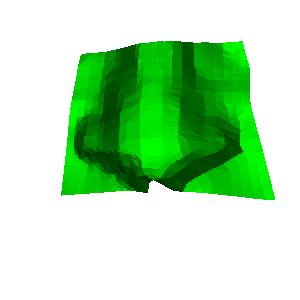

Source code (Python):
#!/usr/bin/env python

# Smooth a manually constructed mesh patch on fran's nose surface using
# vtkSmoothPolyDataFilter with a source constraint surface.

import os

# Factory overrides
import vtkmodules.vtkInteractionStyle  # noqa: F401
import vtkmodules.vtkRenderingOpenGL2  # noqa: F401

from vtkmodules.vtkCommonCore import vtkPoints
from vtkmodules.vtkCommonDataModel import (
    vtkCellArray,
    vtkPolyData,
)
from vtkmodules.vtkFiltersCore import (
    vtkSmoothPolyDataFilter,
    vtkTriangleFilter,
)
from vtkmodules.vtkIOLegacy import vtkPolyDataReader
from vtkmodules.vtkRenderingCore import (
    vtkActor,
    vtkCamera,
    vtkPolyDataMapper,
    vtkProperty,
    vtkRenderWindow,
    vtkRenderWindowInteractor,
    vtkRenderer,
)

# Data directory
data_dir = os.environ.get("VPE_DATA_DIR", os.path.dirname(os.path.abspath(__file__)))

# Read the surface data (fran's face)
cyber = vtkPolyDataReader()
cyber.SetFileName(os.path.join(data_dir, "fran_cut.vtk"))
cyber.Update()

# Create a patch by manual enumeration
patch_points = vtkPoints()
patch_points.InsertNextPoint(0.0898212,-0.141201,-0.0543264)
patch_points.InsertNextPoint(0.0899667,-0.140847,-0.0571981)
patch_points.InsertNextPoint(0.0900662,-0.140508,-0.0600019)
patch_points.InsertNextPoint(0.0898179,-0.140253,-0.0625551)
patch_points.InsertNextPoint(0.0894205,-0.140035,-0.0649932)
patch_points.InsertNextPoint(0.0894354,-0.139726,-0.0676513)
patch_points.InsertNextPoint(0.0896324,-0.13938,-0.0703804)
patch_points.InsertNextPoint(0.0896831,-0.139071,-0.0729911)
patch_points.InsertNextPoint(0.0896528,-0.138783,-0.0755255)
patch_points.InsertNextPoint(0.0890329,-0.138628,-0.07772)
patch_points.InsertNextPoint(0.0880441,-0.138554,-0.079713)
patch_points.InsertNextPoint(0.0869966,-0.138493,-0.0816747)
patch_points.InsertNextPoint(0.0962548,-0.13623,-0.0886322)
patch_points.InsertNextPoint(0.0996361,-0.135246,-0.092541)
patch_points.InsertNextPoint(0.0826716,-0.13856,-0.0870153)
patch_points.InsertNextPoint(0.0805636,-0.138719,-0.088519)
patch_points.InsertNextPoint(0.0783242,-0.138903,-0.0899932)
patch_points.InsertNextPoint(0.0758828,-0.139124,-0.0914127)
patch_points.InsertNextPoint(0.0731464,-0.139402,-0.092747)
patch_points.InsertNextPoint(0.0698455,-0.13979,-0.0939008)
patch_points.InsertNextPoint(0.0658686,-0.140308,-0.0948519)
patch_points.InsertNextPoint(0.0618506,-0.140826,-0.0958585)
patch_points.InsertNextPoint(0.0580382,-0.141295,-0.0970088)
patch_points.InsertNextPoint(0.0542195,-0.141758,-0.0982213)
patch_points.InsertNextPoint(0.0517424,-0.14195,-0.0999432)
patch_points.InsertNextPoint(0.0895673,-0.139582,-0.0543633)
patch_points.InsertNextPoint(0.0896713,-0.139247,-0.0571809)
patch_points.InsertNextPoint(0.0895717,-0.13896,-0.0598337)
patch_points.InsertNextPoint(0.0891913,-0.138739,-0.0622839)
patch_points.InsertNextPoint(0.0888944,-0.138501,-0.0647627)
patch_points.InsertNextPoint(0.0890423,-0.138171,-0.0674778)
patch_points.InsertNextPoint(0.0893555,-0.137809,-0.0702511)
patch_points.InsertNextPoint(0.0896202,-0.137462,-0.0729575)
patch_points.InsertNextPoint(0.0898311,-0.13713,-0.0755968)
patch_points.InsertNextPoint(0.0901588,-0.136778,-0.078262)
patch_points.InsertNextPoint(0.0958704,-0.135311,-0.0836493)
patch_points.InsertNextPoint(0.102495,-0.133677,-0.0893072)
patch_points.InsertNextPoint(0.102998,-0.133321,-0.0917862)
patch_points.InsertNextPoint(0.10191,-0.133291,-0.0934747)
patch_points.InsertNextPoint(0.100414,-0.133344,-0.0949797)
patch_points.InsertNextPoint(0.0981196,-0.133555,-0.096143)
patch_points.InsertNextPoint(0.0787119,-0.137165,-0.0899321)
patch_points.InsertNextPoint(0.0760138,-0.137423,-0.0912127)
patch_points.InsertNextPoint(0.0729729,-0.137744,-0.0923948)
patch_points.InsertNextPoint(0.0696326,-0.138117,-0.0935077)
patch_points.InsertNextPoint(0.0655273,-0.138632,-0.0943834)
patch_points.InsertNextPoint(0.0619417,-0.139038,-0.095525)
patch_points.InsertNextPoint(0.0581265,-0.139482,-0.0966439)
patch_points.InsertNextPoint(0.0550065,-0.139787,-0.0980677)
patch_points.InsertNextPoint(0.0524524,-0.13998,-0.0997275)
patch_points.InsertNextPoint(0.0892589,-0.137975,-0.0543643)
patch_points.InsertNextPoint(0.0892436,-0.137673,-0.0570789)
patch_points.InsertNextPoint(0.0890252,-0.137418,-0.0596333)
patch_points.InsertNextPoint(0.0885402,-0.137221,-0.0619982)
patch_points.InsertNextPoint(0.0883384,-0.136968,-0.0645147)
patch_points.InsertNextPoint(0.0886129,-0.136619,-0.0672834)
patch_points.InsertNextPoint(0.0891757,-0.136215,-0.0701771)
patch_points.InsertNextPoint(0.089491,-0.135867,-0.0728871)
patch_points.InsertNextPoint(0.0902239,-0.135439,-0.0757843)
patch_points.InsertNextPoint(0.0952174,-0.134163,-0.0808767)
patch_points.InsertNextPoint(0.10257,-0.132436,-0.0870141)
patch_points.InsertNextPoint(0.10505,-0.131695,-0.0904905)
patch_points.InsertNextPoint(0.104427,-0.131573,-0.0923661)
patch_points.InsertNextPoint(0.10324,-0.131562,-0.0939661)
patch_points.InsertNextPoint(0.101982,-0.131564,-0.0955403)
patch_points.InsertNextPoint(0.10033,-0.13164,-0.0969469)
patch_points.InsertNextPoint(0.0970554,-0.132022,-0.097667)
patch_points.InsertNextPoint(0.0763884,-0.135679,-0.091116)
patch_points.InsertNextPoint(0.0728229,-0.136078,-0.0920519)
patch_points.InsertNextPoint(0.0693026,-0.136462,-0.0930676)
patch_points.InsertNextPoint(0.065117,-0.136962,-0.0938874)
patch_points.InsertNextPoint(0.061751,-0.137304,-0.095087)
patch_points.InsertNextPoint(0.0584943,-0.13762,-0.0963801)
patch_points.InsertNextPoint(0.0556668,-0.137852,-0.0978732)
patch_points.InsertNextPoint(0.0531444,-0.138026,-0.0995086)
patch_points.InsertNextPoint(0.0889303,-0.13637,-0.0543522)
patch_points.InsertNextPoint(0.0887258,-0.136113,-0.0569194)
patch_points.InsertNextPoint(0.0884949,-0.135865,-0.0594436)
patch_points.InsertNextPoint(0.0880983,-0.135654,-0.0618411)
patch_points.InsertNextPoint(0.0879921,-0.135386,-0.0643923)
patch_points.InsertNextPoint(0.0882446,-0.135051,-0.0671246)
patch_points.InsertNextPoint(0.0886638,-0.134687,-0.0699141)
patch_points.InsertNextPoint(0.0893645,-0.134273,-0.0728182)
patch_points.InsertNextPoint(0.0934928,-0.133203,-0.0775275)
patch_points.InsertNextPoint(0.101566,-0.131394,-0.0841743)
patch_points.InsertNextPoint(0.10542,-0.130413,-0.0884076)
patch_points.InsertNextPoint(0.105793,-0.130102,-0.0907705)
patch_points.InsertNextPoint(0.105129,-0.129989,-0.0925939)
patch_points.InsertNextPoint(0.104082,-0.129948,-0.0942287)
patch_points.InsertNextPoint(0.102808,-0.129949,-0.0957624)
patch_points.InsertNextPoint(0.101434,-0.129966,-0.0972601)
patch_points.InsertNextPoint(0.09965,-0.130057,-0.0985905)
patch_points.InsertNextPoint(0.0946529,-0.130724,-0.098584)
patch_points.InsertNextPoint(0.0729091,-0.134368,-0.0918056)
patch_points.InsertNextPoint(0.0690177,-0.134794,-0.0926445)
patch_points.InsertNextPoint(0.0648858,-0.135255,-0.0934591)
patch_points.InsertNextPoint(0.0616261,-0.135555,-0.094673)
patch_points.InsertNextPoint(0.0588847,-0.13576,-0.0961258)
patch_points.InsertNextPoint(0.0561992,-0.135951,-0.0976364)
patch_points.InsertNextPoint(0.0537512,-0.136097,-0.0992637)
patch_points.InsertNextPoint(0.0887181,-0.13474,-0.0544167)
patch_points.InsertNextPoint(0.0883955,-0.134512,-0.0568807)
patch_points.InsertNextPoint(0.0881582,-0.13427,-0.0593756)
patch_points.InsertNextPoint(0.0876732,-0.134078,-0.0616947)
patch_points.InsertNextPoint(0.0875346,-0.133822,-0.0642036)
patch_points.InsertNextPoint(0.0880362,-0.133448,-0.0670592)
patch_points.InsertNextPoint(0.0883204,-0.13312,-0.0697472)
patch_points.InsertNextPoint(0.0904604,-0.132452,-0.0734275)
patch_points.InsertNextPoint(0.100819,-0.130282,-0.0814667)
patch_points.InsertNextPoint(0.104537,-0.129357,-0.0856942)
patch_points.InsertNextPoint(0.106004,-0.128853,-0.0886386)
patch_points.InsertNextPoint(0.106138,-0.128596,-0.0908521)
patch_points.InsertNextPoint(0.105576,-0.128465,-0.0926982)
patch_points.InsertNextPoint(0.104573,-0.128413,-0.094326)
patch_points.InsertNextPoint(0.103314,-0.128406,-0.0958379)
patch_points.InsertNextPoint(0.102022,-0.128403,-0.0973437)
patch_points.InsertNextPoint(0.100317,-0.128471,-0.098679)
patch_points.InsertNextPoint(0.0978606,-0.128665,-0.0997148)
patch_points.InsertNextPoint(0.0915907,-0.129503,-0.0992178)
patch_points.InsertNextPoint(0.0689604,-0.133084,-0.0923117)
patch_points.InsertNextPoint(0.064735,-0.13353,-0.0930614)
patch_points.InsertNextPoint(0.0615331,-0.133799,-0.0942706)
patch_points.InsertNextPoint(0.0589916,-0.133953,-0.0957698)
patch_points.InsertNextPoint(0.0566751,-0.134067,-0.0973817)
patch_points.InsertNextPoint(0.0543147,-0.134185,-0.0990064)
patch_points.InsertNextPoint(0.0885913,-0.133094,-0.0545371)
patch_points.InsertNextPoint(0.0882526,-0.132873,-0.056962)
patch_points.InsertNextPoint(0.0877571,-0.132683,-0.0592676)
patch_points.InsertNextPoint(0.0872004,-0.132507,-0.0615193)
patch_points.InsertNextPoint(0.0872035,-0.13223,-0.0640906)
patch_points.InsertNextPoint(0.0877778,-0.131855,-0.0669647)
patch_points.InsertNextPoint(0.0966322,-0.130011,-0.074501)
patch_points.InsertNextPoint(0.101132,-0.128966,-0.0793491)
patch_points.InsertNextPoint(0.103162,-0.128367,-0.0827118)
patch_points.InsertNextPoint(0.105295,-0.12776,-0.0860482)
patch_points.InsertNextPoint(0.106134,-0.127384,-0.0886371)
patch_points.InsertNextPoint(0.106268,-0.127133,-0.0908265)
patch_points.InsertNextPoint(0.105833,-0.126982,-0.0927112)
patch_points.InsertNextPoint(0.104782,-0.126935,-0.0942906)
patch_points.InsertNextPoint(0.103545,-0.126919,-0.0957877)
patch_points.InsertNextPoint(0.102274,-0.126907,-0.0972781)
patch_points.InsertNextPoint(0.100614,-0.126958,-0.0986071)
patch_points.InsertNextPoint(0.0985164,-0.127078,-0.0997685)
patch_points.InsertNextPoint(0.0944886,-0.127506,-0.100161)
patch_points.InsertNextPoint(0.0871121,-0.128462,-0.0992849)
patch_points.InsertNextPoint(0.0647841,-0.131772,-0.092741)
patch_points.InsertNextPoint(0.0616161,-0.132013,-0.0939343)
patch_points.InsertNextPoint(0.0589983,-0.132164,-0.0953776)
patch_points.InsertNextPoint(0.0568177,-0.132243,-0.0970109)
patch_points.InsertNextPoint(0.0547602,-0.132301,-0.098711)
patch_points.InsertNextPoint(0.0885342,-0.131438,-0.0547028)
patch_points.InsertNextPoint(0.0880497,-0.131246,-0.0570049)
patch_points.InsertNextPoint(0.087496,-0.131069,-0.0592473)
patch_points.InsertNextPoint(0.0887446,-0.130581,-0.062575)
patch_points.InsertNextPoint(0.0956884,-0.129122,-0.0692327)
patch_points.InsertNextPoint(0.0975384,-0.128554,-0.0727027)
patch_points.InsertNextPoint(0.0993698,-0.127997,-0.076084)
patch_points.InsertNextPoint(0.101319,-0.127428,-0.0794544)
patch_points.InsertNextPoint(0.10332,-0.12686,-0.082774)
patch_points.InsertNextPoint(0.10522,-0.126316,-0.0859625)
patch_points.InsertNextPoint(0.105997,-0.125963,-0.0884982)
patch_points.InsertNextPoint(0.106162,-0.125713,-0.0906827)
patch_points.InsertNextPoint(0.105705,-0.125567,-0.0925359)
patch_points.InsertNextPoint(0.104638,-0.125518,-0.094087)
patch_points.InsertNextPoint(0.103442,-0.125489,-0.0955831)
patch_points.InsertNextPoint(0.1022,-0.125467,-0.0970657)
patch_points.InsertNextPoint(0.100628,-0.125495,-0.0984116)
patch_points.InsertNextPoint(0.0985777,-0.125595,-0.0995704)
patch_points.InsertNextPoint(0.0950356,-0.125919,-0.100138)
patch_points.InsertNextPoint(0.0890071,-0.126613,-0.0997667)
patch_points.InsertNextPoint(0.0822873,-0.127397,-0.0992456)
patch_points.InsertNextPoint(0.0616611,-0.130235,-0.0935839)
patch_points.InsertNextPoint(0.0590303,-0.130371,-0.0949946)
patch_points.InsertNextPoint(0.0570259,-0.130412,-0.0966639)
patch_points.InsertNextPoint(0.0553267,-0.130406,-0.0984591)
patch_points.InsertNextPoint(0.0883465,-0.129807,-0.054783)
patch_points.InsertNextPoint(0.0879283,-0.129606,-0.0570999)
patch_points.InsertNextPoint(0.087219,-0.129456,-0.0592172)
patch_points.InsertNextPoint(0.0944916,-0.127998,-0.0661902)
patch_points.InsertNextPoint(0.0965781,-0.127407,-0.0698429)
patch_points.InsertNextPoint(0.0979208,-0.126945,-0.072978)
patch_points.InsertNextPoint(0.0993564,-0.126474,-0.0761028)
patch_points.InsertNextPoint(0.101101,-0.125961,-0.0793343)
patch_points.InsertNextPoint(0.102995,-0.125433,-0.0825754)
patch_points.InsertNextPoint(0.104877,-0.124914,-0.0857354)
patch_points.InsertNextPoint(0.1057,-0.124565,-0.0882767)
patch_points.InsertNextPoint(0.105786,-0.124334,-0.0904033)
patch_points.InsertNextPoint(0.105247,-0.124201,-0.0921987)
patch_points.InsertNextPoint(0.104196,-0.124145,-0.0937416)
patch_points.InsertNextPoint(0.103122,-0.124092,-0.0952776)
patch_points.InsertNextPoint(0.101967,-0.124051,-0.0967813)
patch_points.InsertNextPoint(0.100469,-0.124059,-0.0981404)
patch_points.InsertNextPoint(0.09849,-0.124135,-0.0993087)
patch_points.InsertNextPoint(0.09527,-0.124387,-0.0999862)
patch_points.InsertNextPoint(0.0888882,-0.125084,-0.0994401)
patch_points.InsertNextPoint(0.0833452,-0.125649,-0.099351)
patch_points.InsertNextPoint(0.0775917,-0.126232,-0.0992881)
patch_points.InsertNextPoint(0.0592747,-0.12855,-0.0946904)
patch_points.InsertNextPoint(0.0573001,-0.128575,-0.0963413)
patch_points.InsertNextPoint(0.0558052,-0.128533,-0.098179)
patch_points.InsertNextPoint(0.0883754,-0.128142,-0.055004)
patch_points.InsertNextPoint(0.0877421,-0.127978,-0.0571533)
patch_points.InsertNextPoint(0.0892883,-0.127475,-0.0606485)
patch_points.InsertNextPoint(0.0956621,-0.126232,-0.0670114)
patch_points.InsertNextPoint(0.096559,-0.12585,-0.0699114)
patch_points.InsertNextPoint(0.0975451,-0.12546,-0.0728122)
patch_points.InsertNextPoint(0.0985432,-0.125074,-0.0756673)
patch_points.InsertNextPoint(0.100126,-0.124606,-0.0787949)
patch_points.InsertNextPoint(0.102546,-0.12402,-0.0823091)
patch_points.InsertNextPoint(0.104363,-0.123532,-0.0854175)
patch_points.InsertNextPoint(0.105313,-0.123178,-0.0880087)
patch_points.InsertNextPoint(0.105321,-0.122963,-0.0900789)
patch_points.InsertNextPoint(0.104784,-0.122829,-0.0918591)
patch_points.InsertNextPoint(0.103798,-0.122759,-0.0934161)
patch_points.InsertNextPoint(0.102638,-0.122713,-0.0948947)
patch_points.InsertNextPoint(0.10151,-0.122662,-0.096395)
patch_points.InsertNextPoint(0.100085,-0.122651,-0.0977698)
patch_points.InsertNextPoint(0.0981897,-0.122703,-0.0989557)
patch_points.InsertNextPoint(0.0950281,-0.122924,-0.0996365)
patch_points.InsertNextPoint(0.0871054,-0.123776,-0.0984377)
patch_points.InsertNextPoint(0.0821806,-0.124214,-0.0985836)
patch_points.InsertNextPoint(0.0776877,-0.124586,-0.098986)
patch_points.InsertNextPoint(0.0594417,-0.126742,-0.0943582)
patch_points.InsertNextPoint(0.0576309,-0.126735,-0.0960403)
patch_points.InsertNextPoint(0.056527,-0.126636,-0.0979857)
patch_points.InsertNextPoint(0.0883342,-0.126492,-0.055179)
patch_points.InsertNextPoint(0.0875258,-0.126355,-0.0571875)
patch_points.InsertNextPoint(0.0912843,-0.125547,-0.0620307)
patch_points.InsertNextPoint(0.0951903,-0.12473,-0.066832)
patch_points.InsertNextPoint(0.0960468,-0.124368,-0.0696865)
patch_points.InsertNextPoint(0.0965605,-0.124059,-0.0722926)
patch_points.InsertNextPoint(0.0972562,-0.123729,-0.0749629)
patch_points.InsertNextPoint(0.0988733,-0.123274,-0.078101)
patch_points.InsertNextPoint(0.10106,-0.122746,-0.081481)
patch_points.InsertNextPoint(0.103964,-0.122128,-0.0851606)
patch_points.InsertNextPoint(0.104718,-0.121813,-0.0876328)
patch_points.InsertNextPoint(0.104736,-0.121602,-0.0896932)
patch_points.InsertNextPoint(0.104086,-0.121482,-0.0914032)
patch_points.InsertNextPoint(0.103133,-0.121403,-0.0929626)
patch_points.InsertNextPoint(0.102034,-0.121343,-0.0944555)
patch_points.InsertNextPoint(0.100863,-0.121291,-0.0959213)
patch_points.InsertNextPoint(0.099489,-0.121265,-0.0973044)
patch_points.InsertNextPoint(0.097493,-0.121318,-0.0984312)
patch_points.InsertNextPoint(0.0939277,-0.121566,-0.0989264)
patch_points.InsertNextPoint(0.0848718,-0.122495,-0.0972463)
patch_points.InsertNextPoint(0.0805925,-0.122812,-0.0976446)
patch_points.InsertNextPoint(0.0762928,-0.123125,-0.0981108)
patch_points.InsertNextPoint(0.0598456,-0.124909,-0.0941152)
patch_points.InsertNextPoint(0.058236,-0.124868,-0.0958399)
patch_points.InsertNextPoint(0.0572795,-0.124747,-0.0978062)
patch_points.InsertNextPoint(0.0884305,-0.124826,-0.0554427)
patch_points.InsertNextPoint(0.0877166,-0.124675,-0.0574802)
patch_points.InsertNextPoint(0.0914562,-0.12391,-0.0622761)
patch_points.InsertNextPoint(0.0945191,-0.123251,-0.0665317)
patch_points.InsertNextPoint(0.0949038,-0.122964,-0.069087)
patch_points.InsertNextPoint(0.0954918,-0.122655,-0.0717246)
patch_points.InsertNextPoint(0.0960524,-0.122352,-0.0743061)
patch_points.InsertNextPoint(0.0975213,-0.121935,-0.0773522)
patch_points.InsertNextPoint(0.0996491,-0.121438,-0.0806935)
patch_points.InsertNextPoint(0.103362,-0.120745,-0.0847955)
patch_points.InsertNextPoint(0.104032,-0.120452,-0.0872099)
patch_points.InsertNextPoint(0.104048,-0.120245,-0.0892555)
patch_points.InsertNextPoint(0.103483,-0.120112,-0.0909934)
patch_points.InsertNextPoint(0.10254,-0.120027,-0.0925425)
patch_points.InsertNextPoint(0.10156,-0.119947,-0.0940762)
patch_points.InsertNextPoint(0.100276,-0.119903,-0.095474)
patch_points.InsertNextPoint(0.0988374,-0.119877,-0.0968131)
patch_points.InsertNextPoint(0.0967143,-0.11993,-0.0978696)
patch_points.InsertNextPoint(0.0925188,-0.120225,-0.0980835)
patch_points.InsertNextPoint(0.0824897,-0.121192,-0.0959872)
patch_points.InsertNextPoint(0.0784544,-0.121447,-0.0964817)
patch_points.InsertNextPoint(0.0728627,-0.121872,-0.096444)
patch_points.InsertNextPoint(0.0605779,-0.123045,-0.093997)
patch_points.InsertNextPoint(0.0590068,-0.122992,-0.0957022)
patch_points.InsertNextPoint(0.0582441,-0.122848,-0.0977047)
patch_points.InsertNextPoint(0.0886002,-0.123157,-0.0557533)
patch_points.InsertNextPoint(0.088019,-0.122988,-0.057843)
patch_points.InsertNextPoint(0.0896799,-0.122531,-0.0613123)
patch_points.InsertNextPoint(0.0926237,-0.121918,-0.0654889)
patch_points.InsertNextPoint(0.0934978,-0.121577,-0.0683323)
patch_points.InsertNextPoint(0.0934952,-0.121349,-0.0706185)
patch_points.InsertNextPoint(0.0943033,-0.121024,-0.0733401)
patch_points.InsertNextPoint(0.0952207,-0.12069,-0.0760772)
patch_points.InsertNextPoint(0.098867,-0.120031,-0.0802462)
patch_points.InsertNextPoint(0.102457,-0.11939,-0.0842706)
patch_points.InsertNextPoint(0.10342,-0.119071,-0.0868246)
patch_points.InsertNextPoint(0.103372,-0.118875,-0.0888228)
patch_points.InsertNextPoint(0.10289,-0.118732,-0.0905877)
patch_points.InsertNextPoint(0.102055,-0.11863,-0.0921735)
patch_points.InsertNextPoint(0.100962,-0.118558,-0.0936377)
patch_points.InsertNextPoint(0.0996979,-0.118504,-0.0950296)
patch_points.InsertNextPoint(0.0980846,-0.118489,-0.0962752)
patch_points.InsertNextPoint(0.0958862,-0.118536,-0.0972846)
patch_points.InsertNextPoint(0.0902128,-0.118959,-0.0968581)
patch_points.InsertNextPoint(0.0800089,-0.11986,-0.0946802)
patch_points.InsertNextPoint(0.0756185,-0.12012,-0.095033)
patch_points.InsertNextPoint(0.0654384,-0.120983,-0.0932143)
patch_points.InsertNextPoint(0.0616571,-0.121158,-0.0940124)
patch_points.InsertNextPoint(0.0599775,-0.121108,-0.0956409)
patch_points.InsertNextPoint(0.0591664,-0.120969,-0.0975922)
patch_points.InsertNextPoint(0.0889457,-0.121473,-0.0561767)
patch_points.InsertNextPoint(0.0881444,-0.121332,-0.0580927)
patch_points.InsertNextPoint(0.0880075,-0.121111,-0.0604153)
patch_points.InsertNextPoint(0.0900535,-0.120634,-0.0640391)
patch_points.InsertNextPoint(0.0905522,-0.120347,-0.0666654)
patch_points.InsertNextPoint(0.0907897,-0.120093,-0.0691021)
patch_points.InsertNextPoint(0.0925286,-0.11967,-0.0723601)
patch_points.InsertNextPoint(0.0941482,-0.119268,-0.0754835)
patch_points.InsertNextPoint(0.0982613,-0.118592,-0.0798945)
patch_points.InsertNextPoint(0.101635,-0.118011,-0.0837882)
patch_points.InsertNextPoint(0.102551,-0.11771,-0.0863057)
patch_points.InsertNextPoint(0.102647,-0.117501,-0.0883651)
patch_points.InsertNextPoint(0.102326,-0.11734,-0.0901958)
patch_points.InsertNextPoint(0.101605,-0.117223,-0.091821)
patch_points.InsertNextPoint(0.100564,-0.117139,-0.0932925)
patch_points.InsertNextPoint(0.0992053,-0.117088,-0.0946232)
patch_points.InsertNextPoint(0.0974141,-0.11708,-0.0957724)
patch_points.InsertNextPoint(0.0948733,-0.117146,-0.0966172)
patch_points.InsertNextPoint(0.0878169,-0.117662,-0.0955882)
patch_points.InsertNextPoint(0.0774655,-0.118491,-0.0933398)
patch_points.InsertNextPoint(0.0724544,-0.118776,-0.0934432)
patch_points.InsertNextPoint(0.0655845,-0.119232,-0.0929109)
patch_points.InsertNextPoint(0.0626006,-0.119302,-0.0939805)
patch_points.InsertNextPoint(0.0610374,-0.119233,-0.0956161)
patch_points.InsertNextPoint(0.0599403,-0.119119,-0.0974303)
patch_points.InsertNextPoint(0.0890914,-0.119822,-0.0564699)
patch_points.InsertNextPoint(0.0881962,-0.11969,-0.0582952)
patch_points.InsertNextPoint(0.0877971,-0.119502,-0.0604254)
patch_points.InsertNextPoint(0.087792,-0.119274,-0.0627792)
patch_points.InsertNextPoint(0.0886635,-0.118953,-0.0656275)
patch_points.InsertNextPoint(0.0895523,-0.118634,-0.0684388)
patch_points.InsertNextPoint(0.091024,-0.118259,-0.0715338)
patch_points.InsertNextPoint(0.0934527,-0.117789,-0.0750989)
patch_points.InsertNextPoint(0.0979718,-0.117113,-0.0797141)
patch_points.InsertNextPoint(0.100749,-0.116626,-0.0832721)
patch_points.InsertNextPoint(0.101765,-0.116326,-0.0858295)
patch_points.InsertNextPoint(0.101945,-0.116114,-0.0879181)
patch_points.InsertNextPoint(0.10174,-0.115942,-0.089792)
patch_points.InsertNextPoint(0.101075,-0.115816,-0.0914288)
patch_points.InsertNextPoint(0.100073,-0.115723,-0.0929029)
patch_points.InsertNextPoint(0.098635,-0.115671,-0.0941801)
patch_points.InsertNextPoint(0.0967003,-0.115665,-0.0952488)
patch_points.InsertNextPoint(0.0938784,-0.115738,-0.0959551)
patch_points.InsertNextPoint(0.0855002,-0.116317,-0.094345)
patch_points.InsertNextPoint(0.0763311,-0.116952,-0.0925745)
patch_points.InsertNextPoint(0.0710751,-0.117218,-0.0925617)
patch_points.InsertNextPoint(0.0661254,-0.117448,-0.0927628)
patch_points.InsertNextPoint(0.0634995,-0.117466,-0.0939351)
patch_points.InsertNextPoint(0.0619461,-0.117388,-0.0955397)
patch_points.InsertNextPoint(0.0605929,-0.117292,-0.097228)
patch_points.InsertNextPoint(0.0890592,-0.118197,-0.0566475)
patch_points.InsertNextPoint(0.0882458,-0.118053,-0.0584958)
patch_points.InsertNextPoint(0.0875824,-0.117894,-0.0604329)
patch_points.InsertNextPoint(0.0874223,-0.117686,-0.0626667)
patch_points.InsertNextPoint(0.0877951,-0.117426,-0.0651956)
patch_points.InsertNextPoint(0.0888083,-0.117108,-0.0680621)
patch_points.InsertNextPoint(0.0903993,-0.116738,-0.0712069)
patch_points.InsertNextPoint(0.0933385,-0.116246,-0.0750368)
patch_points.InsertNextPoint(0.0972461,-0.115671,-0.0792971)
patch_points.InsertNextPoint(0.0996133,-0.115251,-0.0826233)
patch_points.InsertNextPoint(0.100921,-0.114936,-0.0853224)
patch_points.InsertNextPoint(0.101156,-0.114724,-0.0874263)
patch_points.InsertNextPoint(0.100916,-0.114556,-0.08927)
patch_points.InsertNextPoint(0.100342,-0.11442,-0.090938)
patch_points.InsertNextPoint(0.0994054,-0.114315,-0.0924289)
patch_points.InsertNextPoint(0.0980113,-0.11425,-0.0937114)
patch_points.InsertNextPoint(0.0958238,-0.114252,-0.0946505)
patch_points.InsertNextPoint(0.0925364,-0.114343,-0.0951386)
patch_points.InsertNextPoint(0.0836062,-0.114898,-0.0932755)
patch_points.InsertNextPoint(0.0761611,-0.115314,-0.0922063)
patch_points.InsertNextPoint(0.0708212,-0.115545,-0.0921308)
patch_points.InsertNextPoint(0.0667141,-0.115669,-0.0926354)
patch_points.InsertNextPoint(0.0642784,-0.115655,-0.0938472)
patch_points.InsertNextPoint(0.0624853,-0.115588,-0.0953292)
patch_points.InsertNextPoint(0.0606927,-0.115519,-0.0968284)
patch_points.InsertNextPoint(0.0888599,-0.11659,-0.0567173)
patch_points.InsertNextPoint(0.0882013,-0.116429,-0.0586367)
patch_points.InsertNextPoint(0.0872944,-0.116292,-0.0603951)
patch_points.InsertNextPoint(0.0868801,-0.11611,-0.0624501)
patch_points.InsertNextPoint(0.0872886,-0.115855,-0.0649786)
patch_points.InsertNextPoint(0.0881464,-0.115564,-0.0677333)
patch_points.InsertNextPoint(0.0898868,-0.115199,-0.0709439)
patch_points.InsertNextPoint(0.0924604,-0.114768,-0.074551)
patch_points.InsertNextPoint(0.0961746,-0.114248,-0.0786922)
patch_points.InsertNextPoint(0.0984617,-0.113859,-0.0819653)
patch_points.InsertNextPoint(0.100087,-0.113532,-0.0848202)
patch_points.InsertNextPoint(0.100338,-0.113324,-0.0869192)
patch_points.InsertNextPoint(0.100094,-0.113157,-0.0887478)
patch_points.InsertNextPoint(0.0995495,-0.113016,-0.0904174)
patch_points.InsertNextPoint(0.0985852,-0.112909,-0.0918818)
patch_points.InsertNextPoint(0.0969324,-0.112855,-0.0930317)
patch_points.InsertNextPoint(0.0945455,-0.112856,-0.0938696)
patch_points.InsertNextPoint(0.0901107,-0.113007,-0.0938434)
patch_points.InsertNextPoint(0.081019,-0.113498,-0.0919041)
patch_points.InsertNextPoint(0.0759758,-0.113674,-0.0918312)
patch_points.InsertNextPoint(0.0704773,-0.113876,-0.0916625)
patch_points.InsertNextPoint(0.0668396,-0.113934,-0.092327)
patch_points.InsertNextPoint(0.0643551,-0.113907,-0.093492)
patch_points.InsertNextPoint(0.0621302,-0.113858,-0.094786)
patch_points.InsertNextPoint(0.06008,-0.113795,-0.0961697)
patch_points.InsertNextPoint(0.0882938,-0.115016,-0.0565514)
patch_points.InsertNextPoint(0.0879397,-0.114828,-0.0586406)
patch_points.InsertNextPoint(0.087037,-0.114686,-0.0603763)
patch_points.InsertNextPoint(0.0864387,-0.11452,-0.0622949)
patch_points.InsertNextPoint(0.0864531,-0.114305,-0.0645673)
patch_points.InsertNextPoint(0.0874847,-0.114011,-0.067405)
patch_points.InsertNextPoint(0.0890558,-0.113679,-0.0705003)
patch_points.InsertNextPoint(0.0918449,-0.113258,-0.0742108)
patch_points.InsertNextPoint(0.0952927,-0.112795,-0.07819)
patch_points.InsertNextPoint(0.0972979,-0.11245,-0.0813002)
patch_points.InsertNextPoint(0.0987547,-0.112153,-0.0840582)
patch_points.InsertNextPoint(0.0993609,-0.111923,-0.0863307)
patch_points.InsertNextPoint(0.0992112,-0.11175,-0.0881948)
patch_points.InsertNextPoint(0.0986349,-0.111609,-0.0898365)
patch_points.InsertNextPoint(0.0976817,-0.111496,-0.0912939)
patch_points.InsertNextPoint(0.0960021,-0.111432,-0.0924184)
patch_points.InsertNextPoint(0.0934462,-0.111426,-0.0931665)
patch_points.InsertNextPoint(0.0884574,-0.111578,-0.0928817)
patch_points.InsertNextPoint(0.0796282,-0.111975,-0.0910388)
patch_points.InsertNextPoint(0.0744007,-0.112123,-0.0908742)
patch_points.InsertNextPoint(0.0693799,-0.112248,-0.0908859)
patch_points.InsertNextPoint(0.066155,-0.112253,-0.0916973)
patch_points.InsertNextPoint(0.0632416,-0.112234,-0.0926768)
patch_points.InsertNextPoint(0.060733,-0.112186,-0.0938492)
patch_points.InsertNextPoint(0.0586257,-0.112111,-0.0952002)
patch_points.InsertNextPoint(0.0871203,-0.113482,-0.055997)
patch_points.InsertNextPoint(0.0870465,-0.113273,-0.0582477)
patch_points.InsertNextPoint(0.0863129,-0.113114,-0.0600703)
patch_points.InsertNextPoint(0.0855783,-0.112956,-0.0618872)
patch_points.InsertNextPoint(0.0854363,-0.112756,-0.0640494)
patch_points.InsertNextPoint(0.0862355,-0.112491,-0.0667369)
patch_points.InsertNextPoint(0.0877491,-0.112179,-0.0697875)
patch_points.InsertNextPoint(0.09066,-0.111778,-0.0735548)
patch_points.InsertNextPoint(0.0938534,-0.111365,-0.077385)
patch_points.InsertNextPoint(0.0959943,-0.111032,-0.0805603)
patch_points.InsertNextPoint(0.0972028,-0.110766,-0.0831814)
patch_points.InsertNextPoint(0.0982906,-0.110512,-0.0856937)
patch_points.InsertNextPoint(0.0982302,-0.110335,-0.0875917)
patch_points.InsertNextPoint(0.0976649,-0.110191,-0.0892272)
patch_points.InsertNextPoint(0.096652,-0.110075,-0.0906446)
patch_points.InsertNextPoint(0.0948284,-0.110008,-0.0916906)
patch_points.InsertNextPoint(0.0923762,-0.109976,-0.0924741)
patch_points.InsertNextPoint(0.0871852,-0.110099,-0.092084)
patch_points.InsertNextPoint(0.0770207,-0.110498,-0.0896458)
patch_points.InsertNextPoint(0.0708414,-0.110655,-0.0890791)
patch_points.InsertNextPoint(0.0674992,-0.110645,-0.089785)
patch_points.InsertNextPoint(0.0637733,-0.110651,-0.0903882)
patch_points.InsertNextPoint(0.0611852,-0.110591,-0.091491)
patch_points.InsertNextPoint(0.0591087,-0.110501,-0.0928208)
patch_points.InsertNextPoint(0.0571082,-0.110406,-0.0942012)
patch_points.InsertNextPoint(0.0860098,-0.111927,-0.0554849)
patch_points.InsertNextPoint(0.0856644,-0.111738,-0.0575493)
patch_points.InsertNextPoint(0.0848174,-0.111583,-0.0592906)
patch_points.InsertNextPoint(0.0838904,-0.111434,-0.0609816)
patch_points.InsertNextPoint(0.084211,-0.111205,-0.0634091)
patch_points.InsertNextPoint(0.0849887,-0.110951,-0.0660709)
patch_points.InsertNextPoint(0.0862012,-0.110675,-0.0689383)
patch_points.InsertNextPoint(0.0897738,-0.110261,-0.0730645)
patch_points.InsertNextPoint(0.0922552,-0.109922,-0.0764933)
patch_points.InsertNextPoint(0.0946147,-0.109597,-0.0797794)
patch_points.InsertNextPoint(0.0962195,-0.109321,-0.082599)
patch_points.InsertNextPoint(0.0968494,-0.109105,-0.084867)
patch_points.InsertNextPoint(0.0969284,-0.108922,-0.0868279)
patch_points.InsertNextPoint(0.09651,-0.108767,-0.0885267)
patch_points.InsertNextPoint(0.0955002,-0.108645,-0.0899355)
patch_points.InsertNextPoint(0.0939411,-0.10855,-0.0910933)
patch_points.InsertNextPoint(0.0912255,-0.108512,-0.0917427)
patch_points.InsertNextPoint(0.0868029,-0.108555,-0.0916769)
patch_points.InsertNextPoint(0.0747477,-0.108961,-0.0883899)
patch_points.InsertNextPoint(0.0695532,-0.109019,-0.0882303)
patch_points.InsertNextPoint(0.0663324,-0.108977,-0.0889714)
patch_points.InsertNextPoint(0.0626822,-0.10895,-0.0895878)
patch_points.InsertNextPoint(0.0600727,-0.108872,-0.090666)
patch_points.InsertNextPoint(0.0575584,-0.108786,-0.0918141)
patch_points.InsertNextPoint(0.0553563,-0.108684,-0.093109)
patch_points.InsertNextPoint(0.0851261,-0.110342,-0.0551197)
patch_points.InsertNextPoint(0.0847313,-0.110156,-0.0571345)
patch_points.InsertNextPoint(0.0839991,-0.10999,-0.0589289)
patch_points.InsertNextPoint(0.0833032,-0.109823,-0.0607405)
patch_points.InsertNextPoint(0.0837508,-0.109594,-0.0632213)
patch_points.InsertNextPoint(0.0844621,-0.109354,-0.0658219)
patch_points.InsertNextPoint(0.085617,-0.109095,-0.0686354)
patch_points.InsertNextPoint(0.088544,-0.108749,-0.0723836)
patch_points.InsertNextPoint(0.0913291,-0.108419,-0.0759663)
patch_points.InsertNextPoint(0.093603,-0.108121,-0.0791933)
patch_points.InsertNextPoint(0.0954715,-0.10785,-0.0821383)
patch_points.InsertNextPoint(0.095835,-0.107654,-0.0842561)
patch_points.InsertNextPoint(0.0959382,-0.107473,-0.0862176)
patch_points.InsertNextPoint(0.095529,-0.107317,-0.0879091)
patch_points.InsertNextPoint(0.0946462,-0.107182,-0.0893661)
patch_points.InsertNextPoint(0.0931271,-0.107075,-0.0905284)
patch_points.InsertNextPoint(0.0906307,-0.107007,-0.0912613)
patch_points.InsertNextPoint(0.0861782,-0.107015,-0.0911614)
patch_points.InsertNextPoint(0.0728955,-0.107369,-0.08731)
patch_points.InsertNextPoint(0.0692164,-0.107324,-0.0877801)
patch_points.InsertNextPoint(0.0658602,-0.107263,-0.0884407)
patch_points.InsertNextPoint(0.0619263,-0.107218,-0.0889185)
patch_points.InsertNextPoint(0.0591189,-0.107127,-0.0898991)
patch_points.InsertNextPoint(0.0565055,-0.107026,-0.0909912)
patch_points.InsertNextPoint(0.053631,-0.106931,-0.0920192)
patch_points.InsertNextPoint(0.0844463,-0.108736,-0.054886)
patch_points.InsertNextPoint(0.083948,-0.108554,-0.0568146)
patch_points.InsertNextPoint(0.0834465,-0.108374,-0.0587312)
patch_points.InsertNextPoint(0.0827588,-0.108204,-0.0605257)
patch_points.InsertNextPoint(0.0830176,-0.107991,-0.0628728)
patch_points.InsertNextPoint(0.0841279,-0.107742,-0.0656843)
patch_points.InsertNextPoint(0.084953,-0.107511,-0.0682874)
patch_points.InsertNextPoint(0.0874022,-0.107214,-0.0717515)
patch_points.InsertNextPoint(0.0904351,-0.106901,-0.0754566)
patch_points.InsertNextPoint(0.0930288,-0.106613,-0.0788395)
patch_points.InsertNextPoint(0.0946685,-0.10637,-0.0816484)
patch_points.InsertNextPoint(0.0949646,-0.106182,-0.0837175)
patch_points.InsertNextPoint(0.0949355,-0.106009,-0.0855998)
patch_points.InsertNextPoint(0.0944449,-0.105855,-0.0872397)
patch_points.InsertNextPoint(0.0935671,-0.105714,-0.0886878)
patch_points.InsertNextPoint(0.0921416,-0.105592,-0.0898818)
patch_points.InsertNextPoint(0.0895416,-0.105508,-0.0905534)
patch_points.InsertNextPoint(0.0858686,-0.105455,-0.0907846)
patch_points.InsertNextPoint(0.072294,-0.105706,-0.0867688)
patch_points.InsertNextPoint(0.0689791,-0.105621,-0.0873712)
patch_points.InsertNextPoint(0.0654259,-0.10554,-0.0879241)
patch_points.InsertNextPoint(0.0611841,-0.105473,-0.0882521)
patch_points.InsertNextPoint(0.0578746,-0.105374,-0.089014)
patch_points.InsertNextPoint(0.0550534,-0.105258,-0.0900107)
patch_points.InsertNextPoint(0.0526628,-0.105128,-0.0912055)
patch_points.InsertNextPoint(0.0838226,-0.107119,-0.0546889)
patch_points.InsertNextPoint(0.0831948,-0.106941,-0.0565147)
patch_points.InsertNextPoint(0.0827575,-0.106757,-0.0584503)
patch_points.InsertNextPoint(0.0821759,-0.106579,-0.0602881)
patch_points.InsertNextPoint(0.0823385,-0.106375,-0.0625566)
patch_points.InsertNextPoint(0.0834905,-0.106138,-0.0653718)
patch_points.InsertNextPoint(0.0843416,-0.105916,-0.0679694)
patch_points.InsertNextPoint(0.0860984,-0.105667,-0.0710297)
patch_points.InsertNextPoint(0.0896156,-0.105367,-0.074987)
patch_points.InsertNextPoint(0.0926124,-0.105092,-0.0785694)
patch_points.InsertNextPoint(0.093825,-0.104878,-0.0811369)
patch_points.InsertNextPoint(0.0941736,-0.104694,-0.0832187)
patch_points.InsertNextPoint(0.0939176,-0.10453,-0.0849732)
patch_points.InsertNextPoint(0.0933511,-0.104375,-0.086564)
patch_points.InsertNextPoint(0.0924957,-0.104228,-0.0880113)
patch_points.InsertNextPoint(0.0910169,-0.104097,-0.0891682)
patch_points.InsertNextPoint(0.088859,-0.103982,-0.0900288)
patch_points.InsertNextPoint(0.0852585,-0.103897,-0.0902729)
patch_points.InsertNextPoint(0.0719664,-0.104027,-0.0863454)
patch_points.InsertNextPoint(0.0686316,-0.103917,-0.0869147)
patch_points.InsertNextPoint(0.0647459,-0.103815,-0.087304)
patch_points.InsertNextPoint(0.0602624,-0.103719,-0.0875101)
patch_points.InsertNextPoint(0.0562658,-0.103607,-0.0879798)
patch_points.InsertNextPoint(0.0544143,-0.103451,-0.0893385)
patch_points.InsertNextPoint(0.0530892,-0.103285,-0.090913)
patch_points.InsertNextPoint(0.0832507,-0.105493,-0.0545257)
patch_points.InsertNextPoint(0.0824988,-0.105317,-0.0562514)
patch_points.InsertNextPoint(0.0820648,-0.105131,-0.058168)
patch_points.InsertNextPoint(0.0815269,-0.10495,-0.0600113)
patch_points.InsertNextPoint(0.081673,-0.104751,-0.062249)
patch_points.InsertNextPoint(0.0825249,-0.104535,-0.06487)
patch_points.InsertNextPoint(0.0833271,-0.104324,-0.0674233)
patch_points.InsertNextPoint(0.0858362,-0.104074,-0.0708855)
patch_points.InsertNextPoint(0.0896779,-0.1038,-0.0749966)
patch_points.InsertNextPoint(0.0908493,-0.103595,-0.0775821)
patch_points.InsertNextPoint(0.0929675,-0.103375,-0.0806174)
patch_points.InsertNextPoint(0.0931055,-0.1032,-0.0825775)
patch_points.InsertNextPoint(0.0928628,-0.103035,-0.0843269)
patch_points.InsertNextPoint(0.0923395,-0.102876,-0.0859268)
patch_points.InsertNextPoint(0.0914122,-0.102725,-0.0873272)
patch_points.InsertNextPoint(0.0898335,-0.102585,-0.0884249)
patch_points.InsertNextPoint(0.0876505,-0.102453,-0.0892618)
patch_points.InsertNextPoint(0.0840349,-0.102339,-0.089485)
patch_points.InsertNextPoint(0.0717453,-0.102341,-0.0859679)
patch_points.InsertNextPoint(0.068159,-0.102209,-0.0864036)
patch_points.InsertNextPoint(0.0638112,-0.102081,-0.0865752)
patch_points.InsertNextPoint(0.0591184,-0.101951,-0.0866743)
patch_points.InsertNextPoint(0.0557334,-0.101801,-0.087368)
patch_points.InsertNextPoint(0.0546243,-0.101625,-0.0889934)
patch_points.InsertNextPoint(0.0537662,-0.101446,-0.090717)
patch_points.InsertNextPoint(0.0820141,-0.103876,-0.0539414)
patch_points.InsertNextPoint(0.0818125,-0.103683,-0.055995)
patch_points.InsertNextPoint(0.0813016,-0.103498,-0.0578433)
patch_points.InsertNextPoint(0.0807344,-0.103316,-0.0596491)
patch_points.InsertNextPoint(0.0809305,-0.103119,-0.0618964)
patch_points.InsertNextPoint(0.0818695,-0.102912,-0.0645477)
patch_points.InsertNextPoint(0.0825983,-0.102711,-0.0670392)
patch_points.InsertNextPoint(0.0846148,-0.102494,-0.0702093)
patch_points.InsertNextPoint(0.0875215,-0.102269,-0.0738)
patch_points.InsertNextPoint(0.0901664,-0.102056,-0.0771693)
patch_points.InsertNextPoint(0.0919021,-0.10186,-0.0799888)
patch_points.InsertNextPoint(0.0920518,-0.101689,-0.0819427)
patch_points.InsertNextPoint(0.091724,-0.101524,-0.0836371)
patch_points.InsertNextPoint(0.0911694,-0.101363,-0.0852104)
patch_points.InsertNextPoint(0.0902245,-0.101206,-0.0865911)
patch_points.InsertNextPoint(0.088777,-0.101052,-0.0877388)
patch_points.InsertNextPoint(0.086709,-0.100902,-0.0886146)
patch_points.InsertNextPoint(0.0831344,-0.100758,-0.0888391)
patch_points.InsertNextPoint(0.0712353,-0.100654,-0.0854629)
patch_points.InsertNextPoint(0.0672884,-0.100495,-0.0857204)
patch_points.InsertNextPoint(0.06249,-0.100334,-0.0856813)
patch_points.InsertNextPoint(0.0571388,-0.100167,-0.0854921)
patch_points.InsertNextPoint(0.0558877,-0.0999847,-0.0870288)
patch_points.InsertNextPoint(0.0551029,-0.0998017,-0.0887539)
patch_points.InsertNextPoint(0.0544511,-0.0996189,-0.0905269)
patch_points.InsertNextPoint(0.0808777,-0.10224,-0.0534229)
patch_points.InsertNextPoint(0.0803915,-0.102051,-0.0552826)
patch_points.InsertNextPoint(0.0804125,-0.101857,-0.0574427)
patch_points.InsertNextPoint(0.0799982,-0.10167,-0.0593213)
patch_points.InsertNextPoint(0.0801642,-0.101478,-0.0615304)
patch_points.InsertNextPoint(0.0809996,-0.101282,-0.064102)
patch_points.InsertNextPoint(0.0817187,-0.10109,-0.06657)
patch_points.InsertNextPoint(0.0841565,-0.10089,-0.0699564)
patch_points.InsertNextPoint(0.0863255,-0.100698,-0.0731251)
patch_points.InsertNextPoint(0.0889732,-0.100509,-0.0764842)
patch_points.InsertNextPoint(0.0909597,-0.100329,-0.0794237)
patch_points.InsertNextPoint(0.0909888,-0.100161,-0.081302)
patch_points.InsertNextPoint(0.0907195,-0.099995,-0.0830133)
patch_points.InsertNextPoint(0.0901659,-0.0998305,-0.084574)
patch_points.InsertNextPoint(0.0891033,-0.0996666,-0.0858849)
patch_points.InsertNextPoint(0.0875981,-0.0995019,-0.0869929)
patch_points.InsertNextPoint(0.0851347,-0.0993344,-0.0876739)
patch_points.InsertNextPoint(0.0817109,-0.0991617,-0.0879553)
patch_points.InsertNextPoint(0.0704428,-0.0989584,-0.0848322)
patch_points.InsertNextPoint(0.0661582,-0.0987658,-0.0849228)
patch_points.InsertNextPoint(0.060547,-0.0985605,-0.0845212)
patch_points.InsertNextPoint(0.057211,-0.0983605,-0.0851471)
patch_points.InsertNextPoint(0.0562477,-0.0981724,-0.086773)
patch_points.InsertNextPoint(0.0554538,-0.0979856,-0.0884662)
patch_points.InsertNextPoint(0.0546043,-0.0977985,-0.0901359)
cells = vtkCellArray()
cells.InsertNextCell(4)
cells.InsertCellPoint(0)
cells.InsertCellPoint(1)
cells.InsertCellPoint(26)
cells.InsertCellPoint(25)
cells.InsertNextCell(4)
cells.InsertCellPoint(1)
cells.InsertCellPoint(2)
cells.InsertCellPoint(27)
cells.InsertCellPoint(26)
cells.InsertNextCell(4)
cells.InsertCellPoint(2)
cells.InsertCellPoint(3)
cells.InsertCellPoint(28)
cells.InsertCellPoint(27)
cells.InsertNextCell(4)
cells.InsertCellPoint(3)
cells.InsertCellPoint(4)
cells.InsertCellPoint(29)
cells.InsertCellPoint(28)
cells.InsertNextCell(4)
cells.InsertCellPoint(4)
cells.InsertCellPoint(5)
cells.InsertCellPoint(30)
cells.InsertCellPoint(29)
cells.InsertNextCell(4)
cells.InsertCellPoint(5)
cells.InsertCellPoint(6)
cells.InsertCellPoint(31)
cells.InsertCellPoint(30)
cells.InsertNextCell(4)
cells.InsertCellPoint(6)
cells.InsertCellPoint(7)
cells.InsertCellPoint(32)
cells.InsertCellPoint(31)
cells.InsertNextCell(4)
cells.InsertCellPoint(7)
cells.InsertCellPoint(8)
cells.InsertCellPoint(33)
cells.InsertCellPoint(32)
cells.InsertNextCell(4)
cells.InsertCellPoint(8)
cells.InsertCellPoint(9)
cells.InsertCellPoint(34)
cells.InsertCellPoint(33)
cells.InsertNextCell(4)
cells.InsertCellPoint(9)
cells.InsertCellPoint(10)
cells.InsertCellPoint(35)
cells.InsertCellPoint(34)
cells.InsertNextCell(4)
cells.InsertCellPoint(10)
cells.InsertCellPoint(11)
cells.InsertCellPoint(36)
cells.InsertCellPoint(35)
cells.InsertNextCell(4)
cells.InsertCellPoint(11)
cells.InsertCellPoint(12)
cells.InsertCellPoint(37)
cells.InsertCellPoint(36)
cells.InsertNextCell(4)
cells.InsertCellPoint(12)
cells.InsertCellPoint(13)
cells.InsertCellPoint(38)
cells.InsertCellPoint(37)
cells.InsertNextCell(4)
cells.InsertCellPoint(13)
cells.InsertCellPoint(14)
cells.InsertCellPoint(39)
cells.InsertCellPoint(38)
cells.InsertNextCell(4)
cells.InsertCellPoint(14)
cells.InsertCellPoint(15)
cells.InsertCellPoint(40)
cells.InsertCellPoint(39)
cells.InsertNextCell(4)
cells.InsertCellPoint(15)
cells.InsertCellPoint(16)
cells.InsertCellPoint(41)
cells.InsertCellPoint(40)
cells.InsertNextCell(4)
cells.InsertCellPoint(16)
cells.InsertCellPoint(17)
cells.InsertCellPoint(42)
cells.InsertCellPoint(41)
cells.InsertNextCell(4)
cells.InsertCellPoint(17)
cells.InsertCellPoint(18)
cells.InsertCellPoint(43)
cells.InsertCellPoint(42)
cells.InsertNextCell(4)
cells.InsertCellPoint(18)
cells.InsertCellPoint(19)
cells.InsertCellPoint(44)
cells.InsertCellPoint(43)
cells.InsertNextCell(4)
cells.InsertCellPoint(19)
cells.InsertCellPoint(20)
cells.InsertCellPoint(45)
cells.InsertCellPoint(44)
cells.InsertNextCell(4)
cells.InsertCellPoint(20)
cells.InsertCellPoint(21)
cells.InsertCellPoint(46)
cells.InsertCellPoint(45)
cells.InsertNextCell(4)
cells.InsertCellPoint(21)
cells.InsertCellPoint(22)
cells.InsertCellPoint(47)
cells.InsertCellPoint(46)
cells.InsertNextCell(4)
cells.InsertCellPoint(22)
cells.InsertCellPoint(23)
cells.InsertCellPoint(48)
cells.InsertCellPoint(47)
cells.InsertNextCell(4)
cells.InsertCellPoint(23)
cells.InsertCellPoint(24)
cells.InsertCellPoint(49)
cells.InsertCellPoint(48)
cells.InsertNextCell(4)
cells.InsertCellPoint(25)
cells.InsertCellPoint(26)
cells.InsertCellPoint(51)
cells.InsertCellPoint(50)
cells.InsertNextCell(4)
cells.InsertCellPoint(26)
cells.InsertCellPoint(27)
cells.InsertCellPoint(52)
cells.InsertCellPoint(51)
cells.InsertNextCell(4)
cells.InsertCellPoint(27)
cells.InsertCellPoint(28)
cells.InsertCellPoint(53)
cells.InsertCellPoint(52)
cells.InsertNextCell(4)
cells.InsertCellPoint(28)
cells.InsertCellPoint(29)
cells.InsertCellPoint(54)
cells.InsertCellPoint(53)
cells.InsertNextCell(4)
cells.InsertCellPoint(29)
cells.InsertCellPoint(30)
cells.InsertCellPoint(55)
cells.InsertCellPoint(54)
cells.InsertNextCell(4)
cells.InsertCellPoint(30)
cells.InsertCellPoint(31)
cells.InsertCellPoint(56)
cells.InsertCellPoint(55)
cells.InsertNextCell(4)
cells.InsertCellPoint(31)
cells.InsertCellPoint(32)
cells.InsertCellPoint(57)
cells.InsertCellPoint(56)
cells.InsertNextCell(4)
cells.InsertCellPoint(32)
cells.InsertCellPoint(33)
cells.InsertCellPoint(58)
cells.InsertCellPoint(57)
cells.InsertNextCell(4)
cells.InsertCellPoint(33)
cells.InsertCellPoint(34)
cells.InsertCellPoint(59)
cells.InsertCellPoint(58)
cells.InsertNextCell(4)
cells.InsertCellPoint(34)
cells.InsertCellPoint(35)
cells.InsertCellPoint(60)
cells.InsertCellPoint(59)
cells.InsertNextCell(4)
cells.InsertCellPoint(35)
cells.InsertCellPoint(36)
cells.InsertCellPoint(61)
cells.InsertCellPoint(60)
cells.InsertNextCell(4)
cells.InsertCellPoint(36)
cells.InsertCellPoint(37)
cells.InsertCellPoint(62)
cells.InsertCellPoint(61)
cells.InsertNextCell(4)
cells.InsertCellPoint(37)
cells.InsertCellPoint(38)
cells.InsertCellPoint(63)
cells.InsertCellPoint(62)
cells.InsertNextCell(4)
cells.InsertCellPoint(38)
cells.InsertCellPoint(39)
cells.InsertCellPoint(64)
cells.InsertCellPoint(63)
cells.InsertNextCell(4)
cells.InsertCellPoint(39)
cells.InsertCellPoint(40)
cells.InsertCellPoint(65)
cells.InsertCellPoint(64)
cells.InsertNextCell(4)
cells.InsertCellPoint(40)
cells.InsertCellPoint(41)
cells.InsertCellPoint(66)
cells.InsertCellPoint(65)
cells.InsertNextCell(4)
cells.InsertCellPoint(41)
cells.InsertCellPoint(42)
cells.InsertCellPoint(67)
cells.InsertCellPoint(66)
cells.InsertNextCell(4)
cells.InsertCellPoint(42)
cells.InsertCellPoint(43)
cells.InsertCellPoint(68)
cells.InsertCellPoint(67)
cells.InsertNextCell(4)
cells.InsertCellPoint(43)
cells.InsertCellPoint(44)
cells.InsertCellPoint(69)
cells.InsertCellPoint(68)
cells.InsertNextCell(4)
cells.InsertCellPoint(44)
cells.InsertCellPoint(45)
cells.InsertCellPoint(70)
cells.InsertCellPoint(69)
cells.InsertNextCell(4)
cells.InsertCellPoint(45)
cells.InsertCellPoint(46)
cells.InsertCellPoint(71)
cells.InsertCellPoint(70)
cells.InsertNextCell(4)
cells.InsertCellPoint(46)
cells.InsertCellPoint(47)
cells.InsertCellPoint(72)
cells.InsertCellPoint(71)
cells.InsertNextCell(4)
cells.InsertCellPoint(47)
cells.InsertCellPoint(48)
cells.InsertCellPoint(73)
cells.InsertCellPoint(72)
cells.InsertNextCell(4)
cells.InsertCellPoint(48)
cells.InsertCellPoint(49)
cells.InsertCellPoint(74)
cells.InsertCellPoint(73)
cells.InsertNextCell(4)
cells.InsertCellPoint(50)
cells.InsertCellPoint(51)
cells.InsertCellPoint(76)
cells.InsertCellPoint(75)
cells.InsertNextCell(4)
cells.InsertCellPoint(51)
cells.InsertCellPoint(52)
cells.InsertCellPoint(77)
cells.InsertCellPoint(76)
cells.InsertNextCell(4)
cells.InsertCellPoint(52)
cells.InsertCellPoint(53)
cells.InsertCellPoint(78)
cells.InsertCellPoint(77)
cells.InsertNextCell(4)
cells.InsertCellPoint(53)
cells.InsertCellPoint(54)
cells.InsertCellPoint(79)
cells.InsertCellPoint(78)
cells.InsertNextCell(4)
cells.InsertCellPoint(54)
cells.InsertCellPoint(55)
cells.InsertCellPoint(80)
cells.InsertCellPoint(79)
cells.InsertNextCell(4)
cells.InsertCellPoint(55)
cells.InsertCellPoint(56)
cells.InsertCellPoint(81)
cells.InsertCellPoint(80)
cells.InsertNextCell(4)
cells.InsertCellPoint(56)
cells.InsertCellPoint(57)
cells.InsertCellPoint(82)
cells.InsertCellPoint(81)
cells.InsertNextCell(4)
cells.InsertCellPoint(57)
cells.InsertCellPoint(58)
cells.InsertCellPoint(83)
cells.InsertCellPoint(82)
cells.InsertNextCell(4)
cells.InsertCellPoint(58)
cells.InsertCellPoint(59)
cells.InsertCellPoint(84)
cells.InsertCellPoint(83)
cells.InsertNextCell(4)
cells.InsertCellPoint(59)
cells.InsertCellPoint(60)
cells.InsertCellPoint(85)
cells.InsertCellPoint(84)
cells.InsertNextCell(4)
cells.InsertCellPoint(60)
cells.InsertCellPoint(61)
cells.InsertCellPoint(86)
cells.InsertCellPoint(85)
cells.InsertNextCell(4)
cells.InsertCellPoint(61)
cells.InsertCellPoint(62)
cells.InsertCellPoint(87)
cells.InsertCellPoint(86)
cells.InsertNextCell(4)
cells.InsertCellPoint(62)
cells.InsertCellPoint(63)
cells.InsertCellPoint(88)
cells.InsertCellPoint(87)
cells.InsertNextCell(4)
cells.InsertCellPoint(63)
cells.InsertCellPoint(64)
cells.InsertCellPoint(89)
cells.InsertCellPoint(88)
cells.InsertNextCell(4)
cells.InsertCellPoint(64)
cells.InsertCellPoint(65)
cells.InsertCellPoint(90)
cells.InsertCellPoint(89)
cells.InsertNextCell(4)
cells.InsertCellPoint(65)
cells.InsertCellPoint(66)
cells.InsertCellPoint(91)
cells.InsertCellPoint(90)
cells.InsertNextCell(4)
cells.InsertCellPoint(66)
cells.InsertCellPoint(67)
cells.InsertCellPoint(92)
cells.InsertCellPoint(91)
cells.InsertNextCell(4)
cells.InsertCellPoint(67)
cells.InsertCellPoint(68)
cells.InsertCellPoint(93)
cells.InsertCellPoint(92)
cells.InsertNextCell(4)
cells.InsertCellPoint(68)
cells.InsertCellPoint(69)
cells.InsertCellPoint(94)
cells.InsertCellPoint(93)
cells.InsertNextCell(4)
cells.InsertCellPoint(69)
cells.InsertCellPoint(70)
cells.InsertCellPoint(95)
cells.InsertCellPoint(94)
cells.InsertNextCell(4)
cells.InsertCellPoint(70)
cells.InsertCellPoint(71)
cells.InsertCellPoint(96)
cells.InsertCellPoint(95)
cells.InsertNextCell(4)
cells.InsertCellPoint(71)
cells.InsertCellPoint(72)
cells.InsertCellPoint(97)
cells.InsertCellPoint(96)
cells.InsertNextCell(4)
cells.InsertCellPoint(72)
cells.InsertCellPoint(73)
cells.InsertCellPoint(98)
cells.InsertCellPoint(97)
cells.InsertNextCell(4)
cells.InsertCellPoint(73)
cells.InsertCellPoint(74)
cells.InsertCellPoint(99)
cells.InsertCellPoint(98)
cells.InsertNextCell(4)
cells.InsertCellPoint(75)
cells.InsertCellPoint(76)
cells.InsertCellPoint(101)
cells.InsertCellPoint(100)
cells.InsertNextCell(4)
cells.InsertCellPoint(76)
cells.InsertCellPoint(77)
cells.InsertCellPoint(102)
cells.InsertCellPoint(101)
cells.InsertNextCell(4)
cells.InsertCellPoint(77)
cells.InsertCellPoint(78)
cells.InsertCellPoint(103)
cells.InsertCellPoint(102)
cells.InsertNextCell(4)
cells.InsertCellPoint(78)
cells.InsertCellPoint(79)
cells.InsertCellPoint(104)
cells.InsertCellPoint(103)
cells.InsertNextCell(4)
cells.InsertCellPoint(79)
cells.InsertCellPoint(80)
cells.InsertCellPoint(105)
cells.InsertCellPoint(104)
cells.InsertNextCell(4)
cells.InsertCellPoint(80)
cells.InsertCellPoint(81)
cells.InsertCellPoint(106)
cells.InsertCellPoint(105)
cells.InsertNextCell(4)
cells.InsertCellPoint(81)
cells.InsertCellPoint(82)
cells.InsertCellPoint(107)
cells.InsertCellPoint(106)
cells.InsertNextCell(4)
cells.InsertCellPoint(82)
cells.InsertCellPoint(83)
cells.InsertCellPoint(108)
cells.InsertCellPoint(107)
cells.InsertNextCell(4)
cells.InsertCellPoint(83)
cells.InsertCellPoint(84)
cells.InsertCellPoint(109)
cells.InsertCellPoint(108)
cells.InsertNextCell(4)
cells.InsertCellPoint(84)
cells.InsertCellPoint(85)
cells.InsertCellPoint(110)
cells.InsertCellPoint(109)
cells.InsertNextCell(4)
cells.InsertCellPoint(85)
cells.InsertCellPoint(86)
cells.InsertCellPoint(111)
cells.InsertCellPoint(110)
cells.InsertNextCell(4)
cells.InsertCellPoint(86)
cells.InsertCellPoint(87)
cells.InsertCellPoint(112)
cells.InsertCellPoint(111)
cells.InsertNextCell(4)
cells.InsertCellPoint(87)
cells.InsertCellPoint(88)
cells.InsertCellPoint(113)
cells.InsertCellPoint(112)
cells.InsertNextCell(4)
cells.InsertCellPoint(88)
cells.InsertCellPoint(89)
cells.InsertCellPoint(114)
cells.InsertCellPoint(113)
cells.InsertNextCell(4)
cells.InsertCellPoint(89)
cells.InsertCellPoint(90)
cells.InsertCellPoint(115)
cells.InsertCellPoint(114)
cells.InsertNextCell(4)
cells.InsertCellPoint(90)
cells.InsertCellPoint(91)
cells.InsertCellPoint(116)
cells.InsertCellPoint(115)
cells.InsertNextCell(4)
cells.InsertCellPoint(91)
cells.InsertCellPoint(92)
cells.InsertCellPoint(117)
cells.InsertCellPoint(116)
cells.InsertNextCell(4)
cells.InsertCellPoint(92)
cells.InsertCellPoint(93)
cells.InsertCellPoint(118)
cells.InsertCellPoint(117)
cells.InsertNextCell(4)
cells.InsertCellPoint(93)
cells.InsertCellPoint(94)
cells.InsertCellPoint(119)
cells.InsertCellPoint(118)
cells.InsertNextCell(4)
cells.InsertCellPoint(94)
cells.InsertCellPoint(95)
cells.InsertCellPoint(120)
cells.InsertCellPoint(119)
cells.InsertNextCell(4)
cells.InsertCellPoint(95)
cells.InsertCellPoint(96)
cells.InsertCellPoint(121)
cells.InsertCellPoint(120)
cells.InsertNextCell(4)
cells.InsertCellPoint(96)
cells.InsertCellPoint(97)
cells.InsertCellPoint(122)
cells.InsertCellPoint(121)
cells.InsertNextCell(4)
cells.InsertCellPoint(97)
cells.InsertCellPoint(98)
cells.InsertCellPoint(123)
cells.InsertCellPoint(122)
cells.InsertNextCell(4)
cells.InsertCellPoint(98)
cells.InsertCellPoint(99)
cells.InsertCellPoint(124)
cells.InsertCellPoint(123)
cells.InsertNextCell(4)
cells.InsertCellPoint(100)
cells.InsertCellPoint(101)
cells.InsertCellPoint(126)
cells.InsertCellPoint(125)
cells.InsertNextCell(4)
cells.InsertCellPoint(101)
cells.InsertCellPoint(102)
cells.InsertCellPoint(127)
cells.InsertCellPoint(126)
cells.InsertNextCell(4)
cells.InsertCellPoint(102)
cells.InsertCellPoint(103)
cells.InsertCellPoint(128)
cells.InsertCellPoint(127)
cells.InsertNextCell(4)
cells.InsertCellPoint(103)
cells.InsertCellPoint(104)
cells.InsertCellPoint(129)
cells.InsertCellPoint(128)
cells.InsertNextCell(4)
cells.InsertCellPoint(104)
cells.InsertCellPoint(105)
cells.InsertCellPoint(130)
cells.InsertCellPoint(129)
cells.InsertNextCell(4)
cells.InsertCellPoint(105)
cells.InsertCellPoint(106)
cells.InsertCellPoint(131)
cells.InsertCellPoint(130)
cells.InsertNextCell(4)
cells.InsertCellPoint(106)
cells.InsertCellPoint(107)
cells.InsertCellPoint(132)
cells.InsertCellPoint(131)
cells.InsertNextCell(4)
cells.InsertCellPoint(107)
cells.InsertCellPoint(108)
cells.InsertCellPoint(133)
cells.InsertCellPoint(132)
cells.InsertNextCell(4)
cells.InsertCellPoint(108)
cells.InsertCellPoint(109)
cells.InsertCellPoint(134)
cells.InsertCellPoint(133)
cells.InsertNextCell(4)
cells.InsertCellPoint(109)
cells.InsertCellPoint(110)
cells.InsertCellPoint(135)
cells.InsertCellPoint(134)
cells.InsertNextCell(4)
cells.InsertCellPoint(110)
cells.InsertCellPoint(111)
cells.InsertCellPoint(136)
cells.InsertCellPoint(135)
cells.InsertNextCell(4)
cells.InsertCellPoint(111)
cells.InsertCellPoint(112)
cells.InsertCellPoint(137)
cells.InsertCellPoint(136)
cells.InsertNextCell(4)
cells.InsertCellPoint(112)
cells.InsertCellPoint(113)
cells.InsertCellPoint(138)
cells.InsertCellPoint(137)
cells.InsertNextCell(4)
cells.InsertCellPoint(113)
cells.InsertCellPoint(114)
cells.InsertCellPoint(139)
cells.InsertCellPoint(138)
cells.InsertNextCell(4)
cells.InsertCellPoint(114)
cells.InsertCellPoint(115)
cells.InsertCellPoint(140)
cells.InsertCellPoint(139)
cells.InsertNextCell(4)
cells.InsertCellPoint(115)
cells.InsertCellPoint(116)
cells.InsertCellPoint(141)
cells.InsertCellPoint(140)
cells.InsertNextCell(4)
cells.InsertCellPoint(116)
cells.InsertCellPoint(117)
cells.InsertCellPoint(142)
cells.InsertCellPoint(141)
cells.InsertNextCell(4)
cells.InsertCellPoint(117)
cells.InsertCellPoint(118)
cells.InsertCellPoint(143)
cells.InsertCellPoint(142)
cells.InsertNextCell(4)
cells.InsertCellPoint(118)
cells.InsertCellPoint(119)
cells.InsertCellPoint(144)
cells.InsertCellPoint(143)
cells.InsertNextCell(4)
cells.InsertCellPoint(119)
cells.InsertCellPoint(120)
cells.InsertCellPoint(145)
cells.InsertCellPoint(144)
cells.InsertNextCell(4)
cells.InsertCellPoint(120)
cells.InsertCellPoint(121)
cells.InsertCellPoint(146)
cells.InsertCellPoint(145)
cells.InsertNextCell(4)
cells.InsertCellPoint(121)
cells.InsertCellPoint(122)
cells.InsertCellPoint(147)
cells.InsertCellPoint(146)
cells.InsertNextCell(4)
cells.InsertCellPoint(122)
cells.InsertCellPoint(123)
cells.InsertCellPoint(148)
cells.InsertCellPoint(147)
cells.InsertNextCell(4)
cells.InsertCellPoint(123)
cells.InsertCellPoint(124)
cells.InsertCellPoint(149)
cells.InsertCellPoint(148)
cells.InsertNextCell(4)
cells.InsertCellPoint(125)
cells.InsertCellPoint(126)
cells.InsertCellPoint(151)
cells.InsertCellPoint(150)
cells.InsertNextCell(4)
cells.InsertCellPoint(126)
cells.InsertCellPoint(127)
cells.InsertCellPoint(152)
cells.InsertCellPoint(151)
cells.InsertNextCell(4)
cells.InsertCellPoint(127)
cells.InsertCellPoint(128)
cells.InsertCellPoint(153)
cells.InsertCellPoint(152)
cells.InsertNextCell(4)
cells.InsertCellPoint(128)
cells.InsertCellPoint(129)
cells.InsertCellPoint(154)
cells.InsertCellPoint(153)
cells.InsertNextCell(4)
cells.InsertCellPoint(129)
cells.InsertCellPoint(130)
cells.InsertCellPoint(155)
cells.InsertCellPoint(154)
cells.InsertNextCell(4)
cells.InsertCellPoint(130)
cells.InsertCellPoint(131)
cells.InsertCellPoint(156)
cells.InsertCellPoint(155)
cells.InsertNextCell(4)
cells.InsertCellPoint(131)
cells.InsertCellPoint(132)
cells.InsertCellPoint(157)
cells.InsertCellPoint(156)
cells.InsertNextCell(4)
cells.InsertCellPoint(132)
cells.InsertCellPoint(133)
cells.InsertCellPoint(158)
cells.InsertCellPoint(157)
cells.InsertNextCell(4)
cells.InsertCellPoint(133)
cells.InsertCellPoint(134)
cells.InsertCellPoint(159)
cells.InsertCellPoint(158)
cells.InsertNextCell(4)
cells.InsertCellPoint(134)
cells.InsertCellPoint(135)
cells.InsertCellPoint(160)
cells.InsertCellPoint(159)
cells.InsertNextCell(4)
cells.InsertCellPoint(135)
cells.InsertCellPoint(136)
cells.InsertCellPoint(161)
cells.InsertCellPoint(160)
cells.InsertNextCell(4)
cells.InsertCellPoint(136)
cells.InsertCellPoint(137)
cells.InsertCellPoint(162)
cells.InsertCellPoint(161)
cells.InsertNextCell(4)
cells.InsertCellPoint(137)
cells.InsertCellPoint(138)
cells.InsertCellPoint(163)
cells.InsertCellPoint(162)
cells.InsertNextCell(4)
cells.InsertCellPoint(138)
cells.InsertCellPoint(139)
cells.InsertCellPoint(164)
cells.InsertCellPoint(163)
cells.InsertNextCell(4)
cells.InsertCellPoint(139)
cells.InsertCellPoint(140)
cells.InsertCellPoint(165)
cells.InsertCellPoint(164)
cells.InsertNextCell(4)
cells.InsertCellPoint(140)
cells.InsertCellPoint(141)
cells.InsertCellPoint(166)
cells.InsertCellPoint(165)
cells.InsertNextCell(4)
cells.InsertCellPoint(141)
cells.InsertCellPoint(142)
cells.InsertCellPoint(167)
cells.InsertCellPoint(166)
cells.InsertNextCell(4)
cells.InsertCellPoint(142)
cells.InsertCellPoint(143)
cells.InsertCellPoint(168)
cells.InsertCellPoint(167)
cells.InsertNextCell(4)
cells.InsertCellPoint(143)
cells.InsertCellPoint(144)
cells.InsertCellPoint(169)
cells.InsertCellPoint(168)
cells.InsertNextCell(4)
cells.InsertCellPoint(144)
cells.InsertCellPoint(145)
cells.InsertCellPoint(170)
cells.InsertCellPoint(169)
cells.InsertNextCell(4)
cells.InsertCellPoint(145)
cells.InsertCellPoint(146)
cells.InsertCellPoint(171)
cells.InsertCellPoint(170)
cells.InsertNextCell(4)
cells.InsertCellPoint(146)
cells.InsertCellPoint(147)
cells.InsertCellPoint(172)
cells.InsertCellPoint(171)
cells.InsertNextCell(4)
cells.InsertCellPoint(147)
cells.InsertCellPoint(148)
cells.InsertCellPoint(173)
cells.InsertCellPoint(172)
cells.InsertNextCell(4)
cells.InsertCellPoint(148)
cells.InsertCellPoint(149)
cells.InsertCellPoint(174)
cells.InsertCellPoint(173)
cells.InsertNextCell(4)
cells.InsertCellPoint(150)
cells.InsertCellPoint(151)
cells.InsertCellPoint(176)
cells.InsertCellPoint(175)
cells.InsertNextCell(4)
cells.InsertCellPoint(151)
cells.InsertCellPoint(152)
cells.InsertCellPoint(177)
cells.InsertCellPoint(176)
cells.InsertNextCell(4)
cells.InsertCellPoint(152)
cells.InsertCellPoint(153)
cells.InsertCellPoint(178)
cells.InsertCellPoint(177)
cells.InsertNextCell(4)
cells.InsertCellPoint(153)
cells.InsertCellPoint(154)
cells.InsertCellPoint(179)
cells.InsertCellPoint(178)
cells.InsertNextCell(4)
cells.InsertCellPoint(154)
cells.InsertCellPoint(155)
cells.InsertCellPoint(180)
cells.InsertCellPoint(179)
cells.InsertNextCell(4)
cells.InsertCellPoint(155)
cells.InsertCellPoint(156)
cells.InsertCellPoint(181)
cells.InsertCellPoint(180)
cells.InsertNextCell(4)
cells.InsertCellPoint(156)
cells.InsertCellPoint(157)
cells.InsertCellPoint(182)
cells.InsertCellPoint(181)
cells.InsertNextCell(4)
cells.InsertCellPoint(157)
cells.InsertCellPoint(158)
cells.InsertCellPoint(183)
cells.InsertCellPoint(182)
cells.InsertNextCell(4)
cells.InsertCellPoint(158)
cells.InsertCellPoint(159)
cells.InsertCellPoint(184)
cells.InsertCellPoint(183)
cells.InsertNextCell(4)
cells.InsertCellPoint(159)
cells.InsertCellPoint(160)
cells.InsertCellPoint(185)
cells.InsertCellPoint(184)
cells.InsertNextCell(4)
cells.InsertCellPoint(160)
cells.InsertCellPoint(161)
cells.InsertCellPoint(186)
cells.InsertCellPoint(185)
cells.InsertNextCell(4)
cells.InsertCellPoint(161)
cells.InsertCellPoint(162)
cells.InsertCellPoint(187)
cells.InsertCellPoint(186)
cells.InsertNextCell(4)
cells.InsertCellPoint(162)
cells.InsertCellPoint(163)
cells.InsertCellPoint(188)
cells.InsertCellPoint(187)
cells.InsertNextCell(4)
cells.InsertCellPoint(163)
cells.InsertCellPoint(164)
cells.InsertCellPoint(189)
cells.InsertCellPoint(188)
cells.InsertNextCell(4)
cells.InsertCellPoint(164)
cells.InsertCellPoint(165)
cells.InsertCellPoint(190)
cells.InsertCellPoint(189)
cells.InsertNextCell(4)
cells.InsertCellPoint(165)
cells.InsertCellPoint(166)
cells.InsertCellPoint(191)
cells.InsertCellPoint(190)
cells.InsertNextCell(4)
cells.InsertCellPoint(166)
cells.InsertCellPoint(167)
cells.InsertCellPoint(192)
cells.InsertCellPoint(191)
cells.InsertNextCell(4)
cells.InsertCellPoint(167)
cells.InsertCellPoint(168)
cells.InsertCellPoint(193)
cells.InsertCellPoint(192)
cells.InsertNextCell(4)
cells.InsertCellPoint(168)
cells.InsertCellPoint(169)
cells.InsertCellPoint(194)
cells.InsertCellPoint(193)
cells.InsertNextCell(4)
cells.InsertCellPoint(169)
cells.InsertCellPoint(170)
cells.InsertCellPoint(195)
cells.InsertCellPoint(194)
cells.InsertNextCell(4)
cells.InsertCellPoint(170)
cells.InsertCellPoint(171)
cells.InsertCellPoint(196)
cells.InsertCellPoint(195)
cells.InsertNextCell(4)
cells.InsertCellPoint(171)
cells.InsertCellPoint(172)
cells.InsertCellPoint(197)
cells.InsertCellPoint(196)
cells.InsertNextCell(4)
cells.InsertCellPoint(172)
cells.InsertCellPoint(173)
cells.InsertCellPoint(198)
cells.InsertCellPoint(197)
cells.InsertNextCell(4)
cells.InsertCellPoint(173)
cells.InsertCellPoint(174)
cells.InsertCellPoint(199)
cells.InsertCellPoint(198)
cells.InsertNextCell(4)
cells.InsertCellPoint(175)
cells.InsertCellPoint(176)
cells.InsertCellPoint(201)
cells.InsertCellPoint(200)
cells.InsertNextCell(4)
cells.InsertCellPoint(176)
cells.InsertCellPoint(177)
cells.InsertCellPoint(202)
cells.InsertCellPoint(201)
cells.InsertNextCell(4)
cells.InsertCellPoint(177)
cells.InsertCellPoint(178)
cells.InsertCellPoint(203)
cells.InsertCellPoint(202)
cells.InsertNextCell(4)
cells.InsertCellPoint(178)
cells.InsertCellPoint(179)
cells.InsertCellPoint(204)
cells.InsertCellPoint(203)
cells.InsertNextCell(4)
cells.InsertCellPoint(179)
cells.InsertCellPoint(180)
cells.InsertCellPoint(205)
cells.InsertCellPoint(204)
cells.InsertNextCell(4)
cells.InsertCellPoint(180)
cells.InsertCellPoint(181)
cells.InsertCellPoint(206)
cells.InsertCellPoint(205)
cells.InsertNextCell(4)
cells.InsertCellPoint(181)
cells.InsertCellPoint(182)
cells.InsertCellPoint(207)
cells.InsertCellPoint(206)
cells.InsertNextCell(4)
cells.InsertCellPoint(182)
cells.InsertCellPoint(183)
cells.InsertCellPoint(208)
cells.InsertCellPoint(207)
cells.InsertNextCell(4)
cells.InsertCellPoint(183)
cells.InsertCellPoint(184)
cells.InsertCellPoint(209)
cells.InsertCellPoint(208)
cells.InsertNextCell(4)
cells.InsertCellPoint(184)
cells.InsertCellPoint(185)
cells.InsertCellPoint(210)
cells.InsertCellPoint(209)
cells.InsertNextCell(4)
cells.InsertCellPoint(185)
cells.InsertCellPoint(186)
cells.InsertCellPoint(211)
cells.InsertCellPoint(210)
cells.InsertNextCell(4)
cells.InsertCellPoint(186)
cells.InsertCellPoint(187)
cells.InsertCellPoint(212)
cells.InsertCellPoint(211)
cells.InsertNextCell(4)
cells.InsertCellPoint(187)
cells.InsertCellPoint(188)
cells.InsertCellPoint(213)
cells.InsertCellPoint(212)
cells.InsertNextCell(4)
cells.InsertCellPoint(188)
cells.InsertCellPoint(189)
cells.InsertCellPoint(214)
cells.InsertCellPoint(213)
cells.InsertNextCell(4)
cells.InsertCellPoint(189)
cells.InsertCellPoint(190)
cells.InsertCellPoint(215)
cells.InsertCellPoint(214)
cells.InsertNextCell(4)
cells.InsertCellPoint(190)
cells.InsertCellPoint(191)
cells.InsertCellPoint(216)
cells.InsertCellPoint(215)
cells.InsertNextCell(4)
cells.InsertCellPoint(191)
cells.InsertCellPoint(192)
cells.InsertCellPoint(217)
cells.InsertCellPoint(216)
cells.InsertNextCell(4)
cells.InsertCellPoint(192)
cells.InsertCellPoint(193)
cells.InsertCellPoint(218)
cells.InsertCellPoint(217)
cells.InsertNextCell(4)
cells.InsertCellPoint(193)
cells.InsertCellPoint(194)
cells.InsertCellPoint(219)
cells.InsertCellPoint(218)
cells.InsertNextCell(4)
cells.InsertCellPoint(194)
cells.InsertCellPoint(195)
cells.InsertCellPoint(220)
cells.InsertCellPoint(219)
cells.InsertNextCell(4)
cells.InsertCellPoint(195)
cells.InsertCellPoint(196)
cells.InsertCellPoint(221)
cells.InsertCellPoint(220)
cells.InsertNextCell(4)
cells.InsertCellPoint(196)
cells.InsertCellPoint(197)
cells.InsertCellPoint(222)
cells.InsertCellPoint(221)
cells.InsertNextCell(4)
cells.InsertCellPoint(197)
cells.InsertCellPoint(198)
cells.InsertCellPoint(223)
cells.InsertCellPoint(222)
cells.InsertNextCell(4)
cells.InsertCellPoint(198)
cells.InsertCellPoint(199)
cells.InsertCellPoint(224)
cells.InsertCellPoint(223)
cells.InsertNextCell(4)
cells.InsertCellPoint(200)
cells.InsertCellPoint(201)
cells.InsertCellPoint(226)
cells.InsertCellPoint(225)
cells.InsertNextCell(4)
cells.InsertCellPoint(201)
cells.InsertCellPoint(202)
cells.InsertCellPoint(227)
cells.InsertCellPoint(226)
cells.InsertNextCell(4)
cells.InsertCellPoint(202)
cells.InsertCellPoint(203)
cells.InsertCellPoint(228)
cells.InsertCellPoint(227)
cells.InsertNextCell(4)
cells.InsertCellPoint(203)
cells.InsertCellPoint(204)
cells.InsertCellPoint(229)
cells.InsertCellPoint(228)
cells.InsertNextCell(4)
cells.InsertCellPoint(204)
cells.InsertCellPoint(205)
cells.InsertCellPoint(230)
cells.InsertCellPoint(229)
cells.InsertNextCell(4)
cells.InsertCellPoint(205)
cells.InsertCellPoint(206)
cells.InsertCellPoint(231)
cells.InsertCellPoint(230)
cells.InsertNextCell(4)
cells.InsertCellPoint(206)
cells.InsertCellPoint(207)
cells.InsertCellPoint(232)
cells.InsertCellPoint(231)
cells.InsertNextCell(4)
cells.InsertCellPoint(207)
cells.InsertCellPoint(208)
cells.InsertCellPoint(233)
cells.InsertCellPoint(232)
cells.InsertNextCell(4)
cells.InsertCellPoint(208)
cells.InsertCellPoint(209)
cells.InsertCellPoint(234)
cells.InsertCellPoint(233)
cells.InsertNextCell(4)
cells.InsertCellPoint(209)
cells.InsertCellPoint(210)
cells.InsertCellPoint(235)
cells.InsertCellPoint(234)
cells.InsertNextCell(4)
cells.InsertCellPoint(210)
cells.InsertCellPoint(211)
cells.InsertCellPoint(236)
cells.InsertCellPoint(235)
cells.InsertNextCell(4)
cells.InsertCellPoint(211)
cells.InsertCellPoint(212)
cells.InsertCellPoint(237)
cells.InsertCellPoint(236)
cells.InsertNextCell(4)
cells.InsertCellPoint(212)
cells.InsertCellPoint(213)
cells.InsertCellPoint(238)
cells.InsertCellPoint(237)
cells.InsertNextCell(4)
cells.InsertCellPoint(213)
cells.InsertCellPoint(214)
cells.InsertCellPoint(239)
cells.InsertCellPoint(238)
cells.InsertNextCell(4)
cells.InsertCellPoint(214)
cells.InsertCellPoint(215)
cells.InsertCellPoint(240)
cells.InsertCellPoint(239)
cells.InsertNextCell(4)
cells.InsertCellPoint(215)
cells.InsertCellPoint(216)
cells.InsertCellPoint(241)
cells.InsertCellPoint(240)
cells.InsertNextCell(4)
cells.InsertCellPoint(216)
cells.InsertCellPoint(217)
cells.InsertCellPoint(242)
cells.InsertCellPoint(241)
cells.InsertNextCell(4)
cells.InsertCellPoint(217)
cells.InsertCellPoint(218)
cells.InsertCellPoint(243)
cells.InsertCellPoint(242)
cells.InsertNextCell(4)
cells.InsertCellPoint(218)
cells.InsertCellPoint(219)
cells.InsertCellPoint(244)
cells.InsertCellPoint(243)
cells.InsertNextCell(4)
cells.InsertCellPoint(219)
cells.InsertCellPoint(220)
cells.InsertCellPoint(245)
cells.InsertCellPoint(244)
cells.InsertNextCell(4)
cells.InsertCellPoint(220)
cells.InsertCellPoint(221)
cells.InsertCellPoint(246)
cells.InsertCellPoint(245)
cells.InsertNextCell(4)
cells.InsertCellPoint(221)
cells.InsertCellPoint(222)
cells.InsertCellPoint(247)
cells.InsertCellPoint(246)
cells.InsertNextCell(4)
cells.InsertCellPoint(222)
cells.InsertCellPoint(223)
cells.InsertCellPoint(248)
cells.InsertCellPoint(247)
cells.InsertNextCell(4)
cells.InsertCellPoint(223)
cells.InsertCellPoint(224)
cells.InsertCellPoint(249)
cells.InsertCellPoint(248)
cells.InsertNextCell(4)
cells.InsertCellPoint(225)
cells.InsertCellPoint(226)
cells.InsertCellPoint(251)
cells.InsertCellPoint(250)
cells.InsertNextCell(4)
cells.InsertCellPoint(226)
cells.InsertCellPoint(227)
cells.InsertCellPoint(252)
cells.InsertCellPoint(251)
cells.InsertNextCell(4)
cells.InsertCellPoint(227)
cells.InsertCellPoint(228)
cells.InsertCellPoint(253)
cells.InsertCellPoint(252)
cells.InsertNextCell(4)
cells.InsertCellPoint(228)
cells.InsertCellPoint(229)
cells.InsertCellPoint(254)
cells.InsertCellPoint(253)
cells.InsertNextCell(4)
cells.InsertCellPoint(229)
cells.InsertCellPoint(230)
cells.InsertCellPoint(255)
cells.InsertCellPoint(254)
cells.InsertNextCell(4)
cells.InsertCellPoint(230)
cells.InsertCellPoint(231)
cells.InsertCellPoint(256)
cells.InsertCellPoint(255)
cells.InsertNextCell(4)
cells.InsertCellPoint(231)
cells.InsertCellPoint(232)
cells.InsertCellPoint(257)
cells.InsertCellPoint(256)
cells.InsertNextCell(4)
cells.InsertCellPoint(232)
cells.InsertCellPoint(233)
cells.InsertCellPoint(258)
cells.InsertCellPoint(257)
cells.InsertNextCell(4)
cells.InsertCellPoint(233)
cells.InsertCellPoint(234)
cells.InsertCellPoint(259)
cells.InsertCellPoint(258)
cells.InsertNextCell(4)
cells.InsertCellPoint(234)
cells.InsertCellPoint(235)
cells.InsertCellPoint(260)
cells.InsertCellPoint(259)
cells.InsertNextCell(4)
cells.InsertCellPoint(235)
cells.InsertCellPoint(236)
cells.InsertCellPoint(261)
cells.InsertCellPoint(260)
cells.InsertNextCell(4)
cells.InsertCellPoint(236)
cells.InsertCellPoint(237)
cells.InsertCellPoint(262)
cells.InsertCellPoint(261)
cells.InsertNextCell(4)
cells.InsertCellPoint(237)
cells.InsertCellPoint(238)
cells.InsertCellPoint(263)
cells.InsertCellPoint(262)
cells.InsertNextCell(4)
cells.InsertCellPoint(238)
cells.InsertCellPoint(239)
cells.InsertCellPoint(264)
cells.InsertCellPoint(263)
cells.InsertNextCell(4)
cells.InsertCellPoint(239)
cells.InsertCellPoint(240)
cells.InsertCellPoint(265)
cells.InsertCellPoint(264)
cells.InsertNextCell(4)
cells.InsertCellPoint(240)
cells.InsertCellPoint(241)
cells.InsertCellPoint(266)
cells.InsertCellPoint(265)
cells.InsertNextCell(4)
cells.InsertCellPoint(241)
cells.InsertCellPoint(242)
cells.InsertCellPoint(267)
cells.InsertCellPoint(266)
cells.InsertNextCell(4)
cells.InsertCellPoint(242)
cells.InsertCellPoint(243)
cells.InsertCellPoint(268)
cells.InsertCellPoint(267)
cells.InsertNextCell(4)
cells.InsertCellPoint(243)
cells.InsertCellPoint(244)
cells.InsertCellPoint(269)
cells.InsertCellPoint(268)
cells.InsertNextCell(4)
cells.InsertCellPoint(244)
cells.InsertCellPoint(245)
cells.InsertCellPoint(270)
cells.InsertCellPoint(269)
cells.InsertNextCell(4)
cells.InsertCellPoint(245)
cells.InsertCellPoint(246)
cells.InsertCellPoint(271)
cells.InsertCellPoint(270)
cells.InsertNextCell(4)
cells.InsertCellPoint(246)
cells.InsertCellPoint(247)
cells.InsertCellPoint(272)
cells.InsertCellPoint(271)
cells.InsertNextCell(4)
cells.InsertCellPoint(247)
cells.InsertCellPoint(248)
cells.InsertCellPoint(273)
cells.InsertCellPoint(272)
cells.InsertNextCell(4)
cells.InsertCellPoint(248)
cells.InsertCellPoint(249)
cells.InsertCellPoint(274)
cells.InsertCellPoint(273)
cells.InsertNextCell(4)
cells.InsertCellPoint(250)
cells.InsertCellPoint(251)
cells.InsertCellPoint(276)
cells.InsertCellPoint(275)
cells.InsertNextCell(4)
cells.InsertCellPoint(251)
cells.InsertCellPoint(252)
cells.InsertCellPoint(277)
cells.InsertCellPoint(276)
cells.InsertNextCell(4)
cells.InsertCellPoint(252)
cells.InsertCellPoint(253)
cells.InsertCellPoint(278)
cells.InsertCellPoint(277)
cells.InsertNextCell(4)
cells.InsertCellPoint(253)
cells.InsertCellPoint(254)
cells.InsertCellPoint(279)
cells.InsertCellPoint(278)
cells.InsertNextCell(4)
cells.InsertCellPoint(254)
cells.InsertCellPoint(255)
cells.InsertCellPoint(280)
cells.InsertCellPoint(279)
cells.InsertNextCell(4)
cells.InsertCellPoint(255)
cells.InsertCellPoint(256)
cells.InsertCellPoint(281)
cells.InsertCellPoint(280)
cells.InsertNextCell(4)
cells.InsertCellPoint(256)
cells.InsertCellPoint(257)
cells.InsertCellPoint(282)
cells.InsertCellPoint(281)
cells.InsertNextCell(4)
cells.InsertCellPoint(257)
cells.InsertCellPoint(258)
cells.InsertCellPoint(283)
cells.InsertCellPoint(282)
cells.InsertNextCell(4)
cells.InsertCellPoint(258)
cells.InsertCellPoint(259)
cells.InsertCellPoint(284)
cells.InsertCellPoint(283)
cells.InsertNextCell(4)
cells.InsertCellPoint(259)
cells.InsertCellPoint(260)
cells.InsertCellPoint(285)
cells.InsertCellPoint(284)
cells.InsertNextCell(4)
cells.InsertCellPoint(260)
cells.InsertCellPoint(261)
cells.InsertCellPoint(286)
cells.InsertCellPoint(285)
cells.InsertNextCell(4)
cells.InsertCellPoint(261)
cells.InsertCellPoint(262)
cells.InsertCellPoint(287)
cells.InsertCellPoint(286)
cells.InsertNextCell(4)
cells.InsertCellPoint(262)
cells.InsertCellPoint(263)
cells.InsertCellPoint(288)
cells.InsertCellPoint(287)
cells.InsertNextCell(4)
cells.InsertCellPoint(263)
cells.InsertCellPoint(264)
cells.InsertCellPoint(289)
cells.InsertCellPoint(288)
cells.InsertNextCell(4)
cells.InsertCellPoint(264)
cells.InsertCellPoint(265)
cells.InsertCellPoint(290)
cells.InsertCellPoint(289)
cells.InsertNextCell(4)
cells.InsertCellPoint(265)
cells.InsertCellPoint(266)
cells.InsertCellPoint(291)
cells.InsertCellPoint(290)
cells.InsertNextCell(4)
cells.InsertCellPoint(266)
cells.InsertCellPoint(267)
cells.InsertCellPoint(292)
cells.InsertCellPoint(291)
cells.InsertNextCell(4)
cells.InsertCellPoint(267)
cells.InsertCellPoint(268)
cells.InsertCellPoint(293)
cells.InsertCellPoint(292)
cells.InsertNextCell(4)
cells.InsertCellPoint(268)
cells.InsertCellPoint(269)
cells.InsertCellPoint(294)
cells.InsertCellPoint(293)
cells.InsertNextCell(4)
cells.InsertCellPoint(269)
cells.InsertCellPoint(270)
cells.InsertCellPoint(295)
cells.InsertCellPoint(294)
cells.InsertNextCell(4)
cells.InsertCellPoint(270)
cells.InsertCellPoint(271)
cells.InsertCellPoint(296)
cells.InsertCellPoint(295)
cells.InsertNextCell(4)
cells.InsertCellPoint(271)
cells.InsertCellPoint(272)
cells.InsertCellPoint(297)
cells.InsertCellPoint(296)
cells.InsertNextCell(4)
cells.InsertCellPoint(272)
cells.InsertCellPoint(273)
cells.InsertCellPoint(298)
cells.InsertCellPoint(297)
cells.InsertNextCell(4)
cells.InsertCellPoint(273)
cells.InsertCellPoint(274)
cells.InsertCellPoint(299)
cells.InsertCellPoint(298)
cells.InsertNextCell(4)
cells.InsertCellPoint(275)
cells.InsertCellPoint(276)
cells.InsertCellPoint(301)
cells.InsertCellPoint(300)
cells.InsertNextCell(4)
cells.InsertCellPoint(276)
cells.InsertCellPoint(277)
cells.InsertCellPoint(302)
cells.InsertCellPoint(301)
cells.InsertNextCell(4)
cells.InsertCellPoint(277)
cells.InsertCellPoint(278)
cells.InsertCellPoint(303)
cells.InsertCellPoint(302)
cells.InsertNextCell(4)
cells.InsertCellPoint(278)
cells.InsertCellPoint(279)
cells.InsertCellPoint(304)
cells.InsertCellPoint(303)
cells.InsertNextCell(4)
cells.InsertCellPoint(279)
cells.InsertCellPoint(280)
cells.InsertCellPoint(305)
cells.InsertCellPoint(304)
cells.InsertNextCell(4)
cells.InsertCellPoint(280)
cells.InsertCellPoint(281)
cells.InsertCellPoint(306)
cells.InsertCellPoint(305)
cells.InsertNextCell(4)
cells.InsertCellPoint(281)
cells.InsertCellPoint(282)
cells.InsertCellPoint(307)
cells.InsertCellPoint(306)
cells.InsertNextCell(4)
cells.InsertCellPoint(282)
cells.InsertCellPoint(283)
cells.InsertCellPoint(308)
cells.InsertCellPoint(307)
cells.InsertNextCell(4)
cells.InsertCellPoint(283)
cells.InsertCellPoint(284)
cells.InsertCellPoint(309)
cells.InsertCellPoint(308)
cells.InsertNextCell(4)
cells.InsertCellPoint(284)
cells.InsertCellPoint(285)
cells.InsertCellPoint(310)
cells.InsertCellPoint(309)
cells.InsertNextCell(4)
cells.InsertCellPoint(285)
cells.InsertCellPoint(286)
cells.InsertCellPoint(311)
cells.InsertCellPoint(310)
cells.InsertNextCell(4)
cells.InsertCellPoint(286)
cells.InsertCellPoint(287)
cells.InsertCellPoint(312)
cells.InsertCellPoint(311)
cells.InsertNextCell(4)
cells.InsertCellPoint(287)
cells.InsertCellPoint(288)
cells.InsertCellPoint(313)
cells.InsertCellPoint(312)
cells.InsertNextCell(4)
cells.InsertCellPoint(288)
cells.InsertCellPoint(289)
cells.InsertCellPoint(314)
cells.InsertCellPoint(313)
cells.InsertNextCell(4)
cells.InsertCellPoint(289)
cells.InsertCellPoint(290)
cells.InsertCellPoint(315)
cells.InsertCellPoint(314)
cells.InsertNextCell(4)
cells.InsertCellPoint(290)
cells.InsertCellPoint(291)
cells.InsertCellPoint(316)
cells.InsertCellPoint(315)
cells.InsertNextCell(4)
cells.InsertCellPoint(291)
cells.InsertCellPoint(292)
cells.InsertCellPoint(317)
cells.InsertCellPoint(316)
cells.InsertNextCell(4)
cells.InsertCellPoint(292)
cells.InsertCellPoint(293)
cells.InsertCellPoint(318)
cells.InsertCellPoint(317)
cells.InsertNextCell(4)
cells.InsertCellPoint(293)
cells.InsertCellPoint(294)
cells.InsertCellPoint(319)
cells.InsertCellPoint(318)
cells.InsertNextCell(4)
cells.InsertCellPoint(294)
cells.InsertCellPoint(295)
cells.InsertCellPoint(320)
cells.InsertCellPoint(319)
cells.InsertNextCell(4)
cells.InsertCellPoint(295)
cells.InsertCellPoint(296)
cells.InsertCellPoint(321)
cells.InsertCellPoint(320)
cells.InsertNextCell(4)
cells.InsertCellPoint(296)
cells.InsertCellPoint(297)
cells.InsertCellPoint(322)
cells.InsertCellPoint(321)
cells.InsertNextCell(4)
cells.InsertCellPoint(297)
cells.InsertCellPoint(298)
cells.InsertCellPoint(323)
cells.InsertCellPoint(322)
cells.InsertNextCell(4)
cells.InsertCellPoint(298)
cells.InsertCellPoint(299)
cells.InsertCellPoint(324)
cells.InsertCellPoint(323)
cells.InsertNextCell(4)
cells.InsertCellPoint(300)
cells.InsertCellPoint(301)
cells.InsertCellPoint(326)
cells.InsertCellPoint(325)
cells.InsertNextCell(4)
cells.InsertCellPoint(301)
cells.InsertCellPoint(302)
cells.InsertCellPoint(327)
cells.InsertCellPoint(326)
cells.InsertNextCell(4)
cells.InsertCellPoint(302)
cells.InsertCellPoint(303)
cells.InsertCellPoint(328)
cells.InsertCellPoint(327)
cells.InsertNextCell(4)
cells.InsertCellPoint(303)
cells.InsertCellPoint(304)
cells.InsertCellPoint(329)
cells.InsertCellPoint(328)
cells.InsertNextCell(4)
cells.InsertCellPoint(304)
cells.InsertCellPoint(305)
cells.InsertCellPoint(330)
cells.InsertCellPoint(329)
cells.InsertNextCell(4)
cells.InsertCellPoint(305)
cells.InsertCellPoint(306)
cells.InsertCellPoint(331)
cells.InsertCellPoint(330)
cells.InsertNextCell(4)
cells.InsertCellPoint(306)
cells.InsertCellPoint(307)
cells.InsertCellPoint(332)
cells.InsertCellPoint(331)
cells.InsertNextCell(4)
cells.InsertCellPoint(307)
cells.InsertCellPoint(308)
cells.InsertCellPoint(333)
cells.InsertCellPoint(332)
cells.InsertNextCell(4)
cells.InsertCellPoint(308)
cells.InsertCellPoint(309)
cells.InsertCellPoint(334)
cells.InsertCellPoint(333)
cells.InsertNextCell(4)
cells.InsertCellPoint(309)
cells.InsertCellPoint(310)
cells.InsertCellPoint(335)
cells.InsertCellPoint(334)
cells.InsertNextCell(4)
cells.InsertCellPoint(310)
cells.InsertCellPoint(311)
cells.InsertCellPoint(336)
cells.InsertCellPoint(335)
cells.InsertNextCell(4)
cells.InsertCellPoint(311)
cells.InsertCellPoint(312)
cells.InsertCellPoint(337)
cells.InsertCellPoint(336)
cells.InsertNextCell(4)
cells.InsertCellPoint(312)
cells.InsertCellPoint(313)
cells.InsertCellPoint(338)
cells.InsertCellPoint(337)
cells.InsertNextCell(4)
cells.InsertCellPoint(313)
cells.InsertCellPoint(314)
cells.InsertCellPoint(339)
cells.InsertCellPoint(338)
cells.InsertNextCell(4)
cells.InsertCellPoint(314)
cells.InsertCellPoint(315)
cells.InsertCellPoint(340)
cells.InsertCellPoint(339)
cells.InsertNextCell(4)
cells.InsertCellPoint(315)
cells.InsertCellPoint(316)
cells.InsertCellPoint(341)
cells.InsertCellPoint(340)
cells.InsertNextCell(4)
cells.InsertCellPoint(316)
cells.InsertCellPoint(317)
cells.InsertCellPoint(342)
cells.InsertCellPoint(341)
cells.InsertNextCell(4)
cells.InsertCellPoint(317)
cells.InsertCellPoint(318)
cells.InsertCellPoint(343)
cells.InsertCellPoint(342)
cells.InsertNextCell(4)
cells.InsertCellPoint(318)
cells.InsertCellPoint(319)
cells.InsertCellPoint(344)
cells.InsertCellPoint(343)
cells.InsertNextCell(4)
cells.InsertCellPoint(319)
cells.InsertCellPoint(320)
cells.InsertCellPoint(345)
cells.InsertCellPoint(344)
cells.InsertNextCell(4)
cells.InsertCellPoint(320)
cells.InsertCellPoint(321)
cells.InsertCellPoint(346)
cells.InsertCellPoint(345)
cells.InsertNextCell(4)
cells.InsertCellPoint(321)
cells.InsertCellPoint(322)
cells.InsertCellPoint(347)
cells.InsertCellPoint(346)
cells.InsertNextCell(4)
cells.InsertCellPoint(322)
cells.InsertCellPoint(323)
cells.InsertCellPoint(348)
cells.InsertCellPoint(347)
cells.InsertNextCell(4)
cells.InsertCellPoint(323)
cells.InsertCellPoint(324)
cells.InsertCellPoint(349)
cells.InsertCellPoint(348)
cells.InsertNextCell(4)
cells.InsertCellPoint(325)
cells.InsertCellPoint(326)
cells.InsertCellPoint(351)
cells.InsertCellPoint(350)
cells.InsertNextCell(4)
cells.InsertCellPoint(326)
cells.InsertCellPoint(327)
cells.InsertCellPoint(352)
cells.InsertCellPoint(351)
cells.InsertNextCell(4)
cells.InsertCellPoint(327)
cells.InsertCellPoint(328)
cells.InsertCellPoint(353)
cells.InsertCellPoint(352)
cells.InsertNextCell(4)
cells.InsertCellPoint(328)
cells.InsertCellPoint(329)
cells.InsertCellPoint(354)
cells.InsertCellPoint(353)
cells.InsertNextCell(4)
cells.InsertCellPoint(329)
cells.InsertCellPoint(330)
cells.InsertCellPoint(355)
cells.InsertCellPoint(354)
cells.InsertNextCell(4)
cells.InsertCellPoint(330)
cells.InsertCellPoint(331)
cells.InsertCellPoint(356)
cells.InsertCellPoint(355)
cells.InsertNextCell(4)
cells.InsertCellPoint(331)
cells.InsertCellPoint(332)
cells.InsertCellPoint(357)
cells.InsertCellPoint(356)
cells.InsertNextCell(4)
cells.InsertCellPoint(332)
cells.InsertCellPoint(333)
cells.InsertCellPoint(358)
cells.InsertCellPoint(357)
cells.InsertNextCell(4)
cells.InsertCellPoint(333)
cells.InsertCellPoint(334)
cells.InsertCellPoint(359)
cells.InsertCellPoint(358)
cells.InsertNextCell(4)
cells.InsertCellPoint(334)
cells.InsertCellPoint(335)
cells.InsertCellPoint(360)
cells.InsertCellPoint(359)
cells.InsertNextCell(4)
cells.InsertCellPoint(335)
cells.InsertCellPoint(336)
cells.InsertCellPoint(361)
cells.InsertCellPoint(360)
cells.InsertNextCell(4)
cells.InsertCellPoint(336)
cells.InsertCellPoint(337)
cells.InsertCellPoint(362)
cells.InsertCellPoint(361)
cells.InsertNextCell(4)
cells.InsertCellPoint(337)
cells.InsertCellPoint(338)
cells.InsertCellPoint(363)
cells.InsertCellPoint(362)
cells.InsertNextCell(4)
cells.InsertCellPoint(338)
cells.InsertCellPoint(339)
cells.InsertCellPoint(364)
cells.InsertCellPoint(363)
cells.InsertNextCell(4)
cells.InsertCellPoint(339)
cells.InsertCellPoint(340)
cells.InsertCellPoint(365)
cells.InsertCellPoint(364)
cells.InsertNextCell(4)
cells.InsertCellPoint(340)
cells.InsertCellPoint(341)
cells.InsertCellPoint(366)
cells.InsertCellPoint(365)
cells.InsertNextCell(4)
cells.InsertCellPoint(341)
cells.InsertCellPoint(342)
cells.InsertCellPoint(367)
cells.InsertCellPoint(366)
cells.InsertNextCell(4)
cells.InsertCellPoint(342)
cells.InsertCellPoint(343)
cells.InsertCellPoint(368)
cells.InsertCellPoint(367)
cells.InsertNextCell(4)
cells.InsertCellPoint(343)
cells.InsertCellPoint(344)
cells.InsertCellPoint(369)
cells.InsertCellPoint(368)
cells.InsertNextCell(4)
cells.InsertCellPoint(344)
cells.InsertCellPoint(345)
cells.InsertCellPoint(370)
cells.InsertCellPoint(369)
cells.InsertNextCell(4)
cells.InsertCellPoint(345)
cells.InsertCellPoint(346)
cells.InsertCellPoint(371)
cells.InsertCellPoint(370)
cells.InsertNextCell(4)
cells.InsertCellPoint(346)
cells.InsertCellPoint(347)
cells.InsertCellPoint(372)
cells.InsertCellPoint(371)
cells.InsertNextCell(4)
cells.InsertCellPoint(347)
cells.InsertCellPoint(348)
cells.InsertCellPoint(373)
cells.InsertCellPoint(372)
cells.InsertNextCell(4)
cells.InsertCellPoint(348)
cells.InsertCellPoint(349)
cells.InsertCellPoint(374)
cells.InsertCellPoint(373)
cells.InsertNextCell(4)
cells.InsertCellPoint(350)
cells.InsertCellPoint(351)
cells.InsertCellPoint(376)
cells.InsertCellPoint(375)
cells.InsertNextCell(4)
cells.InsertCellPoint(351)
cells.InsertCellPoint(352)
cells.InsertCellPoint(377)
cells.InsertCellPoint(376)
cells.InsertNextCell(4)
cells.InsertCellPoint(352)
cells.InsertCellPoint(353)
cells.InsertCellPoint(378)
cells.InsertCellPoint(377)
cells.InsertNextCell(4)
cells.InsertCellPoint(353)
cells.InsertCellPoint(354)
cells.InsertCellPoint(379)
cells.InsertCellPoint(378)
cells.InsertNextCell(4)
cells.InsertCellPoint(354)
cells.InsertCellPoint(355)
cells.InsertCellPoint(380)
cells.InsertCellPoint(379)
cells.InsertNextCell(4)
cells.InsertCellPoint(355)
cells.InsertCellPoint(356)
cells.InsertCellPoint(381)
cells.InsertCellPoint(380)
cells.InsertNextCell(4)
cells.InsertCellPoint(356)
cells.InsertCellPoint(357)
cells.InsertCellPoint(382)
cells.InsertCellPoint(381)
cells.InsertNextCell(4)
cells.InsertCellPoint(357)
cells.InsertCellPoint(358)
cells.InsertCellPoint(383)
cells.InsertCellPoint(382)
cells.InsertNextCell(4)
cells.InsertCellPoint(358)
cells.InsertCellPoint(359)
cells.InsertCellPoint(384)
cells.InsertCellPoint(383)
cells.InsertNextCell(4)
cells.InsertCellPoint(359)
cells.InsertCellPoint(360)
cells.InsertCellPoint(385)
cells.InsertCellPoint(384)
cells.InsertNextCell(4)
cells.InsertCellPoint(360)
cells.InsertCellPoint(361)
cells.InsertCellPoint(386)
cells.InsertCellPoint(385)
cells.InsertNextCell(4)
cells.InsertCellPoint(361)
cells.InsertCellPoint(362)
cells.InsertCellPoint(387)
cells.InsertCellPoint(386)
cells.InsertNextCell(4)
cells.InsertCellPoint(362)
cells.InsertCellPoint(363)
cells.InsertCellPoint(388)
cells.InsertCellPoint(387)
cells.InsertNextCell(4)
cells.InsertCellPoint(363)
cells.InsertCellPoint(364)
cells.InsertCellPoint(389)
cells.InsertCellPoint(388)
cells.InsertNextCell(4)
cells.InsertCellPoint(364)
cells.InsertCellPoint(365)
cells.InsertCellPoint(390)
cells.InsertCellPoint(389)
cells.InsertNextCell(4)
cells.InsertCellPoint(365)
cells.InsertCellPoint(366)
cells.InsertCellPoint(391)
cells.InsertCellPoint(390)
cells.InsertNextCell(4)
cells.InsertCellPoint(366)
cells.InsertCellPoint(367)
cells.InsertCellPoint(392)
cells.InsertCellPoint(391)
cells.InsertNextCell(4)
cells.InsertCellPoint(367)
cells.InsertCellPoint(368)
cells.InsertCellPoint(393)
cells.InsertCellPoint(392)
cells.InsertNextCell(4)
cells.InsertCellPoint(368)
cells.InsertCellPoint(369)
cells.InsertCellPoint(394)
cells.InsertCellPoint(393)
cells.InsertNextCell(4)
cells.InsertCellPoint(369)
cells.InsertCellPoint(370)
cells.InsertCellPoint(395)
cells.InsertCellPoint(394)
cells.InsertNextCell(4)
cells.InsertCellPoint(370)
cells.InsertCellPoint(371)
cells.InsertCellPoint(396)
cells.InsertCellPoint(395)
cells.InsertNextCell(4)
cells.InsertCellPoint(371)
cells.InsertCellPoint(372)
cells.InsertCellPoint(397)
cells.InsertCellPoint(396)
cells.InsertNextCell(4)
cells.InsertCellPoint(372)
cells.InsertCellPoint(373)
cells.InsertCellPoint(398)
cells.InsertCellPoint(397)
cells.InsertNextCell(4)
cells.InsertCellPoint(373)
cells.InsertCellPoint(374)
cells.InsertCellPoint(399)
cells.InsertCellPoint(398)
cells.InsertNextCell(4)
cells.InsertCellPoint(375)
cells.InsertCellPoint(376)
cells.InsertCellPoint(401)
cells.InsertCellPoint(400)
cells.InsertNextCell(4)
cells.InsertCellPoint(376)
cells.InsertCellPoint(377)
cells.InsertCellPoint(402)
cells.InsertCellPoint(401)
cells.InsertNextCell(4)
cells.InsertCellPoint(377)
cells.InsertCellPoint(378)
cells.InsertCellPoint(403)
cells.InsertCellPoint(402)
cells.InsertNextCell(4)
cells.InsertCellPoint(378)
cells.InsertCellPoint(379)
cells.InsertCellPoint(404)
cells.InsertCellPoint(403)
cells.InsertNextCell(4)
cells.InsertCellPoint(379)
cells.InsertCellPoint(380)
cells.InsertCellPoint(405)
cells.InsertCellPoint(404)
cells.InsertNextCell(4)
cells.InsertCellPoint(380)
cells.InsertCellPoint(381)
cells.InsertCellPoint(406)
cells.InsertCellPoint(405)
cells.InsertNextCell(4)
cells.InsertCellPoint(381)
cells.InsertCellPoint(382)
cells.InsertCellPoint(407)
cells.InsertCellPoint(406)
cells.InsertNextCell(4)
cells.InsertCellPoint(382)
cells.InsertCellPoint(383)
cells.InsertCellPoint(408)
cells.InsertCellPoint(407)
cells.InsertNextCell(4)
cells.InsertCellPoint(383)
cells.InsertCellPoint(384)
cells.InsertCellPoint(409)
cells.InsertCellPoint(408)
cells.InsertNextCell(4)
cells.InsertCellPoint(384)
cells.InsertCellPoint(385)
cells.InsertCellPoint(410)
cells.InsertCellPoint(409)
cells.InsertNextCell(4)
cells.InsertCellPoint(385)
cells.InsertCellPoint(386)
cells.InsertCellPoint(411)
cells.InsertCellPoint(410)
cells.InsertNextCell(4)
cells.InsertCellPoint(386)
cells.InsertCellPoint(387)
cells.InsertCellPoint(412)
cells.InsertCellPoint(411)
cells.InsertNextCell(4)
cells.InsertCellPoint(387)
cells.InsertCellPoint(388)
cells.InsertCellPoint(413)
cells.InsertCellPoint(412)
cells.InsertNextCell(4)
cells.InsertCellPoint(388)
cells.InsertCellPoint(389)
cells.InsertCellPoint(414)
cells.InsertCellPoint(413)
cells.InsertNextCell(4)
cells.InsertCellPoint(389)
cells.InsertCellPoint(390)
cells.InsertCellPoint(415)
cells.InsertCellPoint(414)
cells.InsertNextCell(4)
cells.InsertCellPoint(390)
cells.InsertCellPoint(391)
cells.InsertCellPoint(416)
cells.InsertCellPoint(415)
cells.InsertNextCell(4)
cells.InsertCellPoint(391)
cells.InsertCellPoint(392)
cells.InsertCellPoint(417)
cells.InsertCellPoint(416)
cells.InsertNextCell(4)
cells.InsertCellPoint(392)
cells.InsertCellPoint(393)
cells.InsertCellPoint(418)
cells.InsertCellPoint(417)
cells.InsertNextCell(4)
cells.InsertCellPoint(393)
cells.InsertCellPoint(394)
cells.InsertCellPoint(419)
cells.InsertCellPoint(418)
cells.InsertNextCell(4)
cells.InsertCellPoint(394)
cells.InsertCellPoint(395)
cells.InsertCellPoint(420)
cells.InsertCellPoint(419)
cells.InsertNextCell(4)
cells.InsertCellPoint(395)
cells.InsertCellPoint(396)
cells.InsertCellPoint(421)
cells.InsertCellPoint(420)
cells.InsertNextCell(4)
cells.InsertCellPoint(396)
cells.InsertCellPoint(397)
cells.InsertCellPoint(422)
cells.InsertCellPoint(421)
cells.InsertNextCell(4)
cells.InsertCellPoint(397)
cells.InsertCellPoint(398)
cells.InsertCellPoint(423)
cells.InsertCellPoint(422)
cells.InsertNextCell(4)
cells.InsertCellPoint(398)
cells.InsertCellPoint(399)
cells.InsertCellPoint(424)
cells.InsertCellPoint(423)
cells.InsertNextCell(4)
cells.InsertCellPoint(400)
cells.InsertCellPoint(401)
cells.InsertCellPoint(426)
cells.InsertCellPoint(425)
cells.InsertNextCell(4)
cells.InsertCellPoint(401)
cells.InsertCellPoint(402)
cells.InsertCellPoint(427)
cells.InsertCellPoint(426)
cells.InsertNextCell(4)
cells.InsertCellPoint(402)
cells.InsertCellPoint(403)
cells.InsertCellPoint(428)
cells.InsertCellPoint(427)
cells.InsertNextCell(4)
cells.InsertCellPoint(403)
cells.InsertCellPoint(404)
cells.InsertCellPoint(429)
cells.InsertCellPoint(428)
cells.InsertNextCell(4)
cells.InsertCellPoint(404)
cells.InsertCellPoint(405)
cells.InsertCellPoint(430)
cells.InsertCellPoint(429)
cells.InsertNextCell(4)
cells.InsertCellPoint(405)
cells.InsertCellPoint(406)
cells.InsertCellPoint(431)
cells.InsertCellPoint(430)
cells.InsertNextCell(4)
cells.InsertCellPoint(406)
cells.InsertCellPoint(407)
cells.InsertCellPoint(432)
cells.InsertCellPoint(431)
cells.InsertNextCell(4)
cells.InsertCellPoint(407)
cells.InsertCellPoint(408)
cells.InsertCellPoint(433)
cells.InsertCellPoint(432)
cells.InsertNextCell(4)
cells.InsertCellPoint(408)
cells.InsertCellPoint(409)
cells.InsertCellPoint(434)
cells.InsertCellPoint(433)
cells.InsertNextCell(4)
cells.InsertCellPoint(409)
cells.InsertCellPoint(410)
cells.InsertCellPoint(435)
cells.InsertCellPoint(434)
cells.InsertNextCell(4)
cells.InsertCellPoint(410)
cells.InsertCellPoint(411)
cells.InsertCellPoint(436)
cells.InsertCellPoint(435)
cells.InsertNextCell(4)
cells.InsertCellPoint(411)
cells.InsertCellPoint(412)
cells.InsertCellPoint(437)
cells.InsertCellPoint(436)
cells.InsertNextCell(4)
cells.InsertCellPoint(412)
cells.InsertCellPoint(413)
cells.InsertCellPoint(438)
cells.InsertCellPoint(437)
cells.InsertNextCell(4)
cells.InsertCellPoint(413)
cells.InsertCellPoint(414)
cells.InsertCellPoint(439)
cells.InsertCellPoint(438)
cells.InsertNextCell(4)
cells.InsertCellPoint(414)
cells.InsertCellPoint(415)
cells.InsertCellPoint(440)
cells.InsertCellPoint(439)
cells.InsertNextCell(4)
cells.InsertCellPoint(415)
cells.InsertCellPoint(416)
cells.InsertCellPoint(441)
cells.InsertCellPoint(440)
cells.InsertNextCell(4)
cells.InsertCellPoint(416)
cells.InsertCellPoint(417)
cells.InsertCellPoint(442)
cells.InsertCellPoint(441)
cells.InsertNextCell(4)
cells.InsertCellPoint(417)
cells.InsertCellPoint(418)
cells.InsertCellPoint(443)
cells.InsertCellPoint(442)
cells.InsertNextCell(4)
cells.InsertCellPoint(418)
cells.InsertCellPoint(419)
cells.InsertCellPoint(444)
cells.InsertCellPoint(443)
cells.InsertNextCell(4)
cells.InsertCellPoint(419)
cells.InsertCellPoint(420)
cells.InsertCellPoint(445)
cells.InsertCellPoint(444)
cells.InsertNextCell(4)
cells.InsertCellPoint(420)
cells.InsertCellPoint(421)
cells.InsertCellPoint(446)
cells.InsertCellPoint(445)
cells.InsertNextCell(4)
cells.InsertCellPoint(421)
cells.InsertCellPoint(422)
cells.InsertCellPoint(447)
cells.InsertCellPoint(446)
cells.InsertNextCell(4)
cells.InsertCellPoint(422)
cells.InsertCellPoint(423)
cells.InsertCellPoint(448)
cells.InsertCellPoint(447)
cells.InsertNextCell(4)
cells.InsertCellPoint(423)
cells.InsertCellPoint(424)
cells.InsertCellPoint(449)
cells.InsertCellPoint(448)
cells.InsertNextCell(4)
cells.InsertCellPoint(425)
cells.InsertCellPoint(426)
cells.InsertCellPoint(451)
cells.InsertCellPoint(450)
cells.InsertNextCell(4)
cells.InsertCellPoint(426)
cells.InsertCellPoint(427)
cells.InsertCellPoint(452)
cells.InsertCellPoint(451)
cells.InsertNextCell(4)
cells.InsertCellPoint(427)
cells.InsertCellPoint(428)
cells.InsertCellPoint(453)
cells.InsertCellPoint(452)
cells.InsertNextCell(4)
cells.InsertCellPoint(428)
cells.InsertCellPoint(429)
cells.InsertCellPoint(454)
cells.InsertCellPoint(453)
cells.InsertNextCell(4)
cells.InsertCellPoint(429)
cells.InsertCellPoint(430)
cells.InsertCellPoint(455)
cells.InsertCellPoint(454)
cells.InsertNextCell(4)
cells.InsertCellPoint(430)
cells.InsertCellPoint(431)
cells.InsertCellPoint(456)
cells.InsertCellPoint(455)
cells.InsertNextCell(4)
cells.InsertCellPoint(431)
cells.InsertCellPoint(432)
cells.InsertCellPoint(457)
cells.InsertCellPoint(456)
cells.InsertNextCell(4)
cells.InsertCellPoint(432)
cells.InsertCellPoint(433)
cells.InsertCellPoint(458)
cells.InsertCellPoint(457)
cells.InsertNextCell(4)
cells.InsertCellPoint(433)
cells.InsertCellPoint(434)
cells.InsertCellPoint(459)
cells.InsertCellPoint(458)
cells.InsertNextCell(4)
cells.InsertCellPoint(434)
cells.InsertCellPoint(435)
cells.InsertCellPoint(460)
cells.InsertCellPoint(459)
cells.InsertNextCell(4)
cells.InsertCellPoint(435)
cells.InsertCellPoint(436)
cells.InsertCellPoint(461)
cells.InsertCellPoint(460)
cells.InsertNextCell(4)
cells.InsertCellPoint(436)
cells.InsertCellPoint(437)
cells.InsertCellPoint(462)
cells.InsertCellPoint(461)
cells.InsertNextCell(4)
cells.InsertCellPoint(437)
cells.InsertCellPoint(438)
cells.InsertCellPoint(463)
cells.InsertCellPoint(462)
cells.InsertNextCell(4)
cells.InsertCellPoint(438)
cells.InsertCellPoint(439)
cells.InsertCellPoint(464)
cells.InsertCellPoint(463)
cells.InsertNextCell(4)
cells.InsertCellPoint(439)
cells.InsertCellPoint(440)
cells.InsertCellPoint(465)
cells.InsertCellPoint(464)
cells.InsertNextCell(4)
cells.InsertCellPoint(440)
cells.InsertCellPoint(441)
cells.InsertCellPoint(466)
cells.InsertCellPoint(465)
cells.InsertNextCell(4)
cells.InsertCellPoint(441)
cells.InsertCellPoint(442)
cells.InsertCellPoint(467)
cells.InsertCellPoint(466)
cells.InsertNextCell(4)
cells.InsertCellPoint(442)
cells.InsertCellPoint(443)
cells.InsertCellPoint(468)
cells.InsertCellPoint(467)
cells.InsertNextCell(4)
cells.InsertCellPoint(443)
cells.InsertCellPoint(444)
cells.InsertCellPoint(469)
cells.InsertCellPoint(468)
cells.InsertNextCell(4)
cells.InsertCellPoint(444)
cells.InsertCellPoint(445)
cells.InsertCellPoint(470)
cells.InsertCellPoint(469)
cells.InsertNextCell(4)
cells.InsertCellPoint(445)
cells.InsertCellPoint(446)
cells.InsertCellPoint(471)
cells.InsertCellPoint(470)
cells.InsertNextCell(4)
cells.InsertCellPoint(446)
cells.InsertCellPoint(447)
cells.InsertCellPoint(472)
cells.InsertCellPoint(471)
cells.InsertNextCell(4)
cells.InsertCellPoint(447)
cells.InsertCellPoint(448)
cells.InsertCellPoint(473)
cells.InsertCellPoint(472)
cells.InsertNextCell(4)
cells.InsertCellPoint(448)
cells.InsertCellPoint(449)
cells.InsertCellPoint(474)
cells.InsertCellPoint(473)
cells.InsertNextCell(4)
cells.InsertCellPoint(450)
cells.InsertCellPoint(451)
cells.InsertCellPoint(476)
cells.InsertCellPoint(475)
cells.InsertNextCell(4)
cells.InsertCellPoint(451)
cells.InsertCellPoint(452)
cells.InsertCellPoint(477)
cells.InsertCellPoint(476)
cells.InsertNextCell(4)
cells.InsertCellPoint(452)
cells.InsertCellPoint(453)
cells.InsertCellPoint(478)
cells.InsertCellPoint(477)
cells.InsertNextCell(4)
cells.InsertCellPoint(453)
cells.InsertCellPoint(454)
cells.InsertCellPoint(479)
cells.InsertCellPoint(478)
cells.InsertNextCell(4)
cells.InsertCellPoint(454)
cells.InsertCellPoint(455)
cells.InsertCellPoint(480)
cells.InsertCellPoint(479)
cells.InsertNextCell(4)
cells.InsertCellPoint(455)
cells.InsertCellPoint(456)
cells.InsertCellPoint(481)
cells.InsertCellPoint(480)
cells.InsertNextCell(4)
cells.InsertCellPoint(456)
cells.InsertCellPoint(457)
cells.InsertCellPoint(482)
cells.InsertCellPoint(481)
cells.InsertNextCell(4)
cells.InsertCellPoint(457)
cells.InsertCellPoint(458)
cells.InsertCellPoint(483)
cells.InsertCellPoint(482)
cells.InsertNextCell(4)
cells.InsertCellPoint(458)
cells.InsertCellPoint(459)
cells.InsertCellPoint(484)
cells.InsertCellPoint(483)
cells.InsertNextCell(4)
cells.InsertCellPoint(459)
cells.InsertCellPoint(460)
cells.InsertCellPoint(485)
cells.InsertCellPoint(484)
cells.InsertNextCell(4)
cells.InsertCellPoint(460)
cells.InsertCellPoint(461)
cells.InsertCellPoint(486)
cells.InsertCellPoint(485)
cells.InsertNextCell(4)
cells.InsertCellPoint(461)
cells.InsertCellPoint(462)
cells.InsertCellPoint(487)
cells.InsertCellPoint(486)
cells.InsertNextCell(4)
cells.InsertCellPoint(462)
cells.InsertCellPoint(463)
cells.InsertCellPoint(488)
cells.InsertCellPoint(487)
cells.InsertNextCell(4)
cells.InsertCellPoint(463)
cells.InsertCellPoint(464)
cells.InsertCellPoint(489)
cells.InsertCellPoint(488)
cells.InsertNextCell(4)
cells.InsertCellPoint(464)
cells.InsertCellPoint(465)
cells.InsertCellPoint(490)
cells.InsertCellPoint(489)
cells.InsertNextCell(4)
cells.InsertCellPoint(465)
cells.InsertCellPoint(466)
cells.InsertCellPoint(491)
cells.InsertCellPoint(490)
cells.InsertNextCell(4)
cells.InsertCellPoint(466)
cells.InsertCellPoint(467)
cells.InsertCellPoint(492)
cells.InsertCellPoint(491)
cells.InsertNextCell(4)
cells.InsertCellPoint(467)
cells.InsertCellPoint(468)
cells.InsertCellPoint(493)
cells.InsertCellPoint(492)
cells.InsertNextCell(4)
cells.InsertCellPoint(468)
cells.InsertCellPoint(469)
cells.InsertCellPoint(494)
cells.InsertCellPoint(493)
cells.InsertNextCell(4)
cells.InsertCellPoint(469)
cells.InsertCellPoint(470)
cells.InsertCellPoint(495)
cells.InsertCellPoint(494)
cells.InsertNextCell(4)
cells.InsertCellPoint(470)
cells.InsertCellPoint(471)
cells.InsertCellPoint(496)
cells.InsertCellPoint(495)
cells.InsertNextCell(4)
cells.InsertCellPoint(471)
cells.InsertCellPoint(472)
cells.InsertCellPoint(497)
cells.InsertCellPoint(496)
cells.InsertNextCell(4)
cells.InsertCellPoint(472)
cells.InsertCellPoint(473)
cells.InsertCellPoint(498)
cells.InsertCellPoint(497)
cells.InsertNextCell(4)
cells.InsertCellPoint(473)
cells.InsertCellPoint(474)
cells.InsertCellPoint(499)
cells.InsertCellPoint(498)
cells.InsertNextCell(4)
cells.InsertCellPoint(475)
cells.InsertCellPoint(476)
cells.InsertCellPoint(501)
cells.InsertCellPoint(500)
cells.InsertNextCell(4)
cells.InsertCellPoint(476)
cells.InsertCellPoint(477)
cells.InsertCellPoint(502)
cells.InsertCellPoint(501)
cells.InsertNextCell(4)
cells.InsertCellPoint(477)
cells.InsertCellPoint(478)
cells.InsertCellPoint(503)
cells.InsertCellPoint(502)
cells.InsertNextCell(4)
cells.InsertCellPoint(478)
cells.InsertCellPoint(479)
cells.InsertCellPoint(504)
cells.InsertCellPoint(503)
cells.InsertNextCell(4)
cells.InsertCellPoint(479)
cells.InsertCellPoint(480)
cells.InsertCellPoint(505)
cells.InsertCellPoint(504)
cells.InsertNextCell(4)
cells.InsertCellPoint(480)
cells.InsertCellPoint(481)
cells.InsertCellPoint(506)
cells.InsertCellPoint(505)
cells.InsertNextCell(4)
cells.InsertCellPoint(481)
cells.InsertCellPoint(482)
cells.InsertCellPoint(507)
cells.InsertCellPoint(506)
cells.InsertNextCell(4)
cells.InsertCellPoint(482)
cells.InsertCellPoint(483)
cells.InsertCellPoint(508)
cells.InsertCellPoint(507)
cells.InsertNextCell(4)
cells.InsertCellPoint(483)
cells.InsertCellPoint(484)
cells.InsertCellPoint(509)
cells.InsertCellPoint(508)
cells.InsertNextCell(4)
cells.InsertCellPoint(484)
cells.InsertCellPoint(485)
cells.InsertCellPoint(510)
cells.InsertCellPoint(509)
cells.InsertNextCell(4)
cells.InsertCellPoint(485)
cells.InsertCellPoint(486)
cells.InsertCellPoint(511)
cells.InsertCellPoint(510)
cells.InsertNextCell(4)
cells.InsertCellPoint(486)
cells.InsertCellPoint(487)
cells.InsertCellPoint(512)
cells.InsertCellPoint(511)
cells.InsertNextCell(4)
cells.InsertCellPoint(487)
cells.InsertCellPoint(488)
cells.InsertCellPoint(513)
cells.InsertCellPoint(512)
cells.InsertNextCell(4)
cells.InsertCellPoint(488)
cells.InsertCellPoint(489)
cells.InsertCellPoint(514)
cells.InsertCellPoint(513)
cells.InsertNextCell(4)
cells.InsertCellPoint(489)
cells.InsertCellPoint(490)
cells.InsertCellPoint(515)
cells.InsertCellPoint(514)
cells.InsertNextCell(4)
cells.InsertCellPoint(490)
cells.InsertCellPoint(491)
cells.InsertCellPoint(516)
cells.InsertCellPoint(515)
cells.InsertNextCell(4)
cells.InsertCellPoint(491)
cells.InsertCellPoint(492)
cells.InsertCellPoint(517)
cells.InsertCellPoint(516)
cells.InsertNextCell(4)
cells.InsertCellPoint(492)
cells.InsertCellPoint(493)
cells.InsertCellPoint(518)
cells.InsertCellPoint(517)
cells.InsertNextCell(4)
cells.InsertCellPoint(493)
cells.InsertCellPoint(494)
cells.InsertCellPoint(519)
cells.InsertCellPoint(518)
cells.InsertNextCell(4)
cells.InsertCellPoint(494)
cells.InsertCellPoint(495)
cells.InsertCellPoint(520)
cells.InsertCellPoint(519)
cells.InsertNextCell(4)
cells.InsertCellPoint(495)
cells.InsertCellPoint(496)
cells.InsertCellPoint(521)
cells.InsertCellPoint(520)
cells.InsertNextCell(4)
cells.InsertCellPoint(496)
cells.InsertCellPoint(497)
cells.InsertCellPoint(522)
cells.InsertCellPoint(521)
cells.InsertNextCell(4)
cells.InsertCellPoint(497)
cells.InsertCellPoint(498)
cells.InsertCellPoint(523)
cells.InsertCellPoint(522)
cells.InsertNextCell(4)
cells.InsertCellPoint(498)
cells.InsertCellPoint(499)
cells.InsertCellPoint(524)
cells.InsertCellPoint(523)
cells.InsertNextCell(4)
cells.InsertCellPoint(500)
cells.InsertCellPoint(501)
cells.InsertCellPoint(526)
cells.InsertCellPoint(525)
cells.InsertNextCell(4)
cells.InsertCellPoint(501)
cells.InsertCellPoint(502)
cells.InsertCellPoint(527)
cells.InsertCellPoint(526)
cells.InsertNextCell(4)
cells.InsertCellPoint(502)
cells.InsertCellPoint(503)
cells.InsertCellPoint(528)
cells.InsertCellPoint(527)
cells.InsertNextCell(4)
cells.InsertCellPoint(503)
cells.InsertCellPoint(504)
cells.InsertCellPoint(529)
cells.InsertCellPoint(528)
cells.InsertNextCell(4)
cells.InsertCellPoint(504)
cells.InsertCellPoint(505)
cells.InsertCellPoint(530)
cells.InsertCellPoint(529)
cells.InsertNextCell(4)
cells.InsertCellPoint(505)
cells.InsertCellPoint(506)
cells.InsertCellPoint(531)
cells.InsertCellPoint(530)
cells.InsertNextCell(4)
cells.InsertCellPoint(506)
cells.InsertCellPoint(507)
cells.InsertCellPoint(532)
cells.InsertCellPoint(531)
cells.InsertNextCell(4)
cells.InsertCellPoint(507)
cells.InsertCellPoint(508)
cells.InsertCellPoint(533)
cells.InsertCellPoint(532)
cells.InsertNextCell(4)
cells.InsertCellPoint(508)
cells.InsertCellPoint(509)
cells.InsertCellPoint(534)
cells.InsertCellPoint(533)
cells.InsertNextCell(4)
cells.InsertCellPoint(509)
cells.InsertCellPoint(510)
cells.InsertCellPoint(535)
cells.InsertCellPoint(534)
cells.InsertNextCell(4)
cells.InsertCellPoint(510)
cells.InsertCellPoint(511)
cells.InsertCellPoint(536)
cells.InsertCellPoint(535)
cells.InsertNextCell(4)
cells.InsertCellPoint(511)
cells.InsertCellPoint(512)
cells.InsertCellPoint(537)
cells.InsertCellPoint(536)
cells.InsertNextCell(4)
cells.InsertCellPoint(512)
cells.InsertCellPoint(513)
cells.InsertCellPoint(538)
cells.InsertCellPoint(537)
cells.InsertNextCell(4)
cells.InsertCellPoint(513)
cells.InsertCellPoint(514)
cells.InsertCellPoint(539)
cells.InsertCellPoint(538)
cells.InsertNextCell(4)
cells.InsertCellPoint(514)
cells.InsertCellPoint(515)
cells.InsertCellPoint(540)
cells.InsertCellPoint(539)
cells.InsertNextCell(4)
cells.InsertCellPoint(515)
cells.InsertCellPoint(516)
cells.InsertCellPoint(541)
cells.InsertCellPoint(540)
cells.InsertNextCell(4)
cells.InsertCellPoint(516)
cells.InsertCellPoint(517)
cells.InsertCellPoint(542)
cells.InsertCellPoint(541)
cells.InsertNextCell(4)
cells.InsertCellPoint(517)
cells.InsertCellPoint(518)
cells.InsertCellPoint(543)
cells.InsertCellPoint(542)
cells.InsertNextCell(4)
cells.InsertCellPoint(518)
cells.InsertCellPoint(519)
cells.InsertCellPoint(544)
cells.InsertCellPoint(543)
cells.InsertNextCell(4)
cells.InsertCellPoint(519)
cells.InsertCellPoint(520)
cells.InsertCellPoint(545)
cells.InsertCellPoint(544)
cells.InsertNextCell(4)
cells.InsertCellPoint(520)
cells.InsertCellPoint(521)
cells.InsertCellPoint(546)
cells.InsertCellPoint(545)
cells.InsertNextCell(4)
cells.InsertCellPoint(521)
cells.InsertCellPoint(522)
cells.InsertCellPoint(547)
cells.InsertCellPoint(546)
cells.InsertNextCell(4)
cells.InsertCellPoint(522)
cells.InsertCellPoint(523)
cells.InsertCellPoint(548)
cells.InsertCellPoint(547)
cells.InsertNextCell(4)
cells.InsertCellPoint(523)
cells.InsertCellPoint(524)
cells.InsertCellPoint(549)
cells.InsertCellPoint(548)
cells.InsertNextCell(4)
cells.InsertCellPoint(525)
cells.InsertCellPoint(526)
cells.InsertCellPoint(551)
cells.InsertCellPoint(550)
cells.InsertNextCell(4)
cells.InsertCellPoint(526)
cells.InsertCellPoint(527)
cells.InsertCellPoint(552)
cells.InsertCellPoint(551)
cells.InsertNextCell(4)
cells.InsertCellPoint(527)
cells.InsertCellPoint(528)
cells.InsertCellPoint(553)
cells.InsertCellPoint(552)
cells.InsertNextCell(4)
cells.InsertCellPoint(528)
cells.InsertCellPoint(529)
cells.InsertCellPoint(554)
cells.InsertCellPoint(553)
cells.InsertNextCell(4)
cells.InsertCellPoint(529)
cells.InsertCellPoint(530)
cells.InsertCellPoint(555)
cells.InsertCellPoint(554)
cells.InsertNextCell(4)
cells.InsertCellPoint(530)
cells.InsertCellPoint(531)
cells.InsertCellPoint(556)
cells.InsertCellPoint(555)
cells.InsertNextCell(4)
cells.InsertCellPoint(531)
cells.InsertCellPoint(532)
cells.InsertCellPoint(557)
cells.InsertCellPoint(556)
cells.InsertNextCell(4)
cells.InsertCellPoint(532)
cells.InsertCellPoint(533)
cells.InsertCellPoint(558)
cells.InsertCellPoint(557)
cells.InsertNextCell(4)
cells.InsertCellPoint(533)
cells.InsertCellPoint(534)
cells.InsertCellPoint(559)
cells.InsertCellPoint(558)
cells.InsertNextCell(4)
cells.InsertCellPoint(534)
cells.InsertCellPoint(535)
cells.InsertCellPoint(560)
cells.InsertCellPoint(559)
cells.InsertNextCell(4)
cells.InsertCellPoint(535)
cells.InsertCellPoint(536)
cells.InsertCellPoint(561)
cells.InsertCellPoint(560)
cells.InsertNextCell(4)
cells.InsertCellPoint(536)
cells.InsertCellPoint(537)
cells.InsertCellPoint(562)
cells.InsertCellPoint(561)
cells.InsertNextCell(4)
cells.InsertCellPoint(537)
cells.InsertCellPoint(538)
cells.InsertCellPoint(563)
cells.InsertCellPoint(562)
cells.InsertNextCell(4)
cells.InsertCellPoint(538)
cells.InsertCellPoint(539)
cells.InsertCellPoint(564)
cells.InsertCellPoint(563)
cells.InsertNextCell(4)
cells.InsertCellPoint(539)
cells.InsertCellPoint(540)
cells.InsertCellPoint(565)
cells.InsertCellPoint(564)
cells.InsertNextCell(4)
cells.InsertCellPoint(540)
cells.InsertCellPoint(541)
cells.InsertCellPoint(566)
cells.InsertCellPoint(565)
cells.InsertNextCell(4)
cells.InsertCellPoint(541)
cells.InsertCellPoint(542)
cells.InsertCellPoint(567)
cells.InsertCellPoint(566)
cells.InsertNextCell(4)
cells.InsertCellPoint(542)
cells.InsertCellPoint(543)
cells.InsertCellPoint(568)
cells.InsertCellPoint(567)
cells.InsertNextCell(4)
cells.InsertCellPoint(543)
cells.InsertCellPoint(544)
cells.InsertCellPoint(569)
cells.InsertCellPoint(568)
cells.InsertNextCell(4)
cells.InsertCellPoint(544)
cells.InsertCellPoint(545)
cells.InsertCellPoint(570)
cells.InsertCellPoint(569)
cells.InsertNextCell(4)
cells.InsertCellPoint(545)
cells.InsertCellPoint(546)
cells.InsertCellPoint(571)
cells.InsertCellPoint(570)
cells.InsertNextCell(4)
cells.InsertCellPoint(546)
cells.InsertCellPoint(547)
cells.InsertCellPoint(572)
cells.InsertCellPoint(571)
cells.InsertNextCell(4)
cells.InsertCellPoint(547)
cells.InsertCellPoint(548)
cells.InsertCellPoint(573)
cells.InsertCellPoint(572)
cells.InsertNextCell(4)
cells.InsertCellPoint(548)
cells.InsertCellPoint(549)
cells.InsertCellPoint(574)
cells.InsertCellPoint(573)
cells.InsertNextCell(4)
cells.InsertCellPoint(550)
cells.InsertCellPoint(551)
cells.InsertCellPoint(576)
cells.InsertCellPoint(575)
cells.InsertNextCell(4)
cells.InsertCellPoint(551)
cells.InsertCellPoint(552)
cells.InsertCellPoint(577)
cells.InsertCellPoint(576)
cells.InsertNextCell(4)
cells.InsertCellPoint(552)
cells.InsertCellPoint(553)
cells.InsertCellPoint(578)
cells.InsertCellPoint(577)
cells.InsertNextCell(4)
cells.InsertCellPoint(553)
cells.InsertCellPoint(554)
cells.InsertCellPoint(579)
cells.InsertCellPoint(578)
cells.InsertNextCell(4)
cells.InsertCellPoint(554)
cells.InsertCellPoint(555)
cells.InsertCellPoint(580)
cells.InsertCellPoint(579)
cells.InsertNextCell(4)
cells.InsertCellPoint(555)
cells.InsertCellPoint(556)
cells.InsertCellPoint(581)
cells.InsertCellPoint(580)
cells.InsertNextCell(4)
cells.InsertCellPoint(556)
cells.InsertCellPoint(557)
cells.InsertCellPoint(582)
cells.InsertCellPoint(581)
cells.InsertNextCell(4)
cells.InsertCellPoint(557)
cells.InsertCellPoint(558)
cells.InsertCellPoint(583)
cells.InsertCellPoint(582)
cells.InsertNextCell(4)
cells.InsertCellPoint(558)
cells.InsertCellPoint(559)
cells.InsertCellPoint(584)
cells.InsertCellPoint(583)
cells.InsertNextCell(4)
cells.InsertCellPoint(559)
cells.InsertCellPoint(560)
cells.InsertCellPoint(585)
cells.InsertCellPoint(584)
cells.InsertNextCell(4)
cells.InsertCellPoint(560)
cells.InsertCellPoint(561)
cells.InsertCellPoint(586)
cells.InsertCellPoint(585)
cells.InsertNextCell(4)
cells.InsertCellPoint(561)
cells.InsertCellPoint(562)
cells.InsertCellPoint(587)
cells.InsertCellPoint(586)
cells.InsertNextCell(4)
cells.InsertCellPoint(562)
cells.InsertCellPoint(563)
cells.InsertCellPoint(588)
cells.InsertCellPoint(587)
cells.InsertNextCell(4)
cells.InsertCellPoint(563)
cells.InsertCellPoint(564)
cells.InsertCellPoint(589)
cells.InsertCellPoint(588)
cells.InsertNextCell(4)
cells.InsertCellPoint(564)
cells.InsertCellPoint(565)
cells.InsertCellPoint(590)
cells.InsertCellPoint(589)
cells.InsertNextCell(4)
cells.InsertCellPoint(565)
cells.InsertCellPoint(566)
cells.InsertCellPoint(591)
cells.InsertCellPoint(590)
cells.InsertNextCell(4)
cells.InsertCellPoint(566)
cells.InsertCellPoint(567)
cells.InsertCellPoint(592)
cells.InsertCellPoint(591)
cells.InsertNextCell(4)
cells.InsertCellPoint(567)
cells.InsertCellPoint(568)
cells.InsertCellPoint(593)
cells.InsertCellPoint(592)
cells.InsertNextCell(4)
cells.InsertCellPoint(568)
cells.InsertCellPoint(569)
cells.InsertCellPoint(594)
cells.InsertCellPoint(593)
cells.InsertNextCell(4)
cells.InsertCellPoint(569)
cells.InsertCellPoint(570)
cells.InsertCellPoint(595)
cells.InsertCellPoint(594)
cells.InsertNextCell(4)
cells.InsertCellPoint(570)
cells.InsertCellPoint(571)
cells.InsertCellPoint(596)
cells.InsertCellPoint(595)
cells.InsertNextCell(4)
cells.InsertCellPoint(571)
cells.InsertCellPoint(572)
cells.InsertCellPoint(597)
cells.InsertCellPoint(596)
cells.InsertNextCell(4)
cells.InsertCellPoint(572)
cells.InsertCellPoint(573)
cells.InsertCellPoint(598)
cells.InsertCellPoint(597)
cells.InsertNextCell(4)
cells.InsertCellPoint(573)
cells.InsertCellPoint(574)
cells.InsertCellPoint(599)
cells.InsertCellPoint(598)
cells.InsertNextCell(4)
cells.InsertCellPoint(575)
cells.InsertCellPoint(576)
cells.InsertCellPoint(601)
cells.InsertCellPoint(600)
cells.InsertNextCell(4)
cells.InsertCellPoint(576)
cells.InsertCellPoint(577)
cells.InsertCellPoint(602)
cells.InsertCellPoint(601)
cells.InsertNextCell(4)
cells.InsertCellPoint(577)
cells.InsertCellPoint(578)
cells.InsertCellPoint(603)
cells.InsertCellPoint(602)
cells.InsertNextCell(4)
cells.InsertCellPoint(578)
cells.InsertCellPoint(579)
cells.InsertCellPoint(604)
cells.InsertCellPoint(603)
cells.InsertNextCell(4)
cells.InsertCellPoint(579)
cells.InsertCellPoint(580)
cells.InsertCellPoint(605)
cells.InsertCellPoint(604)
cells.InsertNextCell(4)
cells.InsertCellPoint(580)
cells.InsertCellPoint(581)
cells.InsertCellPoint(606)
cells.InsertCellPoint(605)
cells.InsertNextCell(4)
cells.InsertCellPoint(581)
cells.InsertCellPoint(582)
cells.InsertCellPoint(607)
cells.InsertCellPoint(606)
cells.InsertNextCell(4)
cells.InsertCellPoint(582)
cells.InsertCellPoint(583)
cells.InsertCellPoint(608)
cells.InsertCellPoint(607)
cells.InsertNextCell(4)
cells.InsertCellPoint(583)
cells.InsertCellPoint(584)
cells.InsertCellPoint(609)
cells.InsertCellPoint(608)
cells.InsertNextCell(4)
cells.InsertCellPoint(584)
cells.InsertCellPoint(585)
cells.InsertCellPoint(610)
cells.InsertCellPoint(609)
cells.InsertNextCell(4)
cells.InsertCellPoint(585)
cells.InsertCellPoint(586)
cells.InsertCellPoint(611)
cells.InsertCellPoint(610)
cells.InsertNextCell(4)
cells.InsertCellPoint(586)
cells.InsertCellPoint(587)
cells.InsertCellPoint(612)
cells.InsertCellPoint(611)
cells.InsertNextCell(4)
cells.InsertCellPoint(587)
cells.InsertCellPoint(588)
cells.InsertCellPoint(613)
cells.InsertCellPoint(612)
cells.InsertNextCell(4)
cells.InsertCellPoint(588)
cells.InsertCellPoint(589)
cells.InsertCellPoint(614)
cells.InsertCellPoint(613)
cells.InsertNextCell(4)
cells.InsertCellPoint(589)
cells.InsertCellPoint(590)
cells.InsertCellPoint(615)
cells.InsertCellPoint(614)
cells.InsertNextCell(4)
cells.InsertCellPoint(590)
cells.InsertCellPoint(591)
cells.InsertCellPoint(616)
cells.InsertCellPoint(615)
cells.InsertNextCell(4)
cells.InsertCellPoint(591)
cells.InsertCellPoint(592)
cells.InsertCellPoint(617)
cells.InsertCellPoint(616)
cells.InsertNextCell(4)
cells.InsertCellPoint(592)
cells.InsertCellPoint(593)
cells.InsertCellPoint(618)
cells.InsertCellPoint(617)
cells.InsertNextCell(4)
cells.InsertCellPoint(593)
cells.InsertCellPoint(594)
cells.InsertCellPoint(619)
cells.InsertCellPoint(618)
cells.InsertNextCell(4)
cells.InsertCellPoint(594)
cells.InsertCellPoint(595)
cells.InsertCellPoint(620)
cells.InsertCellPoint(619)
cells.InsertNextCell(4)
cells.InsertCellPoint(595)
cells.InsertCellPoint(596)
cells.InsertCellPoint(621)
cells.InsertCellPoint(620)
cells.InsertNextCell(4)
cells.InsertCellPoint(596)
cells.InsertCellPoint(597)
cells.InsertCellPoint(622)
cells.InsertCellPoint(621)
cells.InsertNextCell(4)
cells.InsertCellPoint(597)
cells.InsertCellPoint(598)
cells.InsertCellPoint(623)
cells.InsertCellPoint(622)
cells.InsertNextCell(4)
cells.InsertCellPoint(598)
cells.InsertCellPoint(599)
cells.InsertCellPoint(624)
cells.InsertCellPoint(623)
patch = vtkPolyData()
patch.SetPoints(patch_points)
patch.SetPolys(cells)

triangle_filter = vtkTriangleFilter()
triangle_filter.SetInputData(patch)

smooth = vtkSmoothPolyDataFilter()
smooth.SetInputConnection(triangle_filter.GetOutputPort())
smooth.SetSourceData(cyber.GetOutput())
smooth.SetNumberOfIterations(50)

patch_mapper = vtkPolyDataMapper()
patch_mapper.SetInputConnection(smooth.GetOutputPort())

back = vtkProperty()
back.SetDiffuseColor(1.0, 1.0, 0.0)

patch_actor = vtkActor()
patch_actor.SetMapper(patch_mapper)
patch_actor.GetProperty().SetColor(0.0, 1.0, 0.0)
patch_actor.SetBackfaceProperty(back)

# Renderer
renderer = vtkRenderer()
renderer.AddActor(patch_actor)
renderer.SetBackground(1, 1, 1)

# Window
render_window = vtkRenderWindow()
render_window.AddRenderer(renderer)
render_window.SetSize(300, 300)
render_window.SetWindowName("smooth mesh on mesh")

# Scene
camera = vtkCamera()
camera.SetClippingRange(0.0475572, 2.37786)
camera.SetFocalPoint(0.052665, -0.129454, -0.0573973)
camera.SetPosition(0.327637, -0.116299, -0.256418)
camera.SetViewUp(-0.0225386, 0.999137, 0.034901)
camera.Zoom(2)
renderer.SetActiveCamera(camera)

# Interactor
interactor = vtkRenderWindowInteractor()
interactor.SetRenderWindow(render_window)

interactor.Initialize()
interactor.Start()
